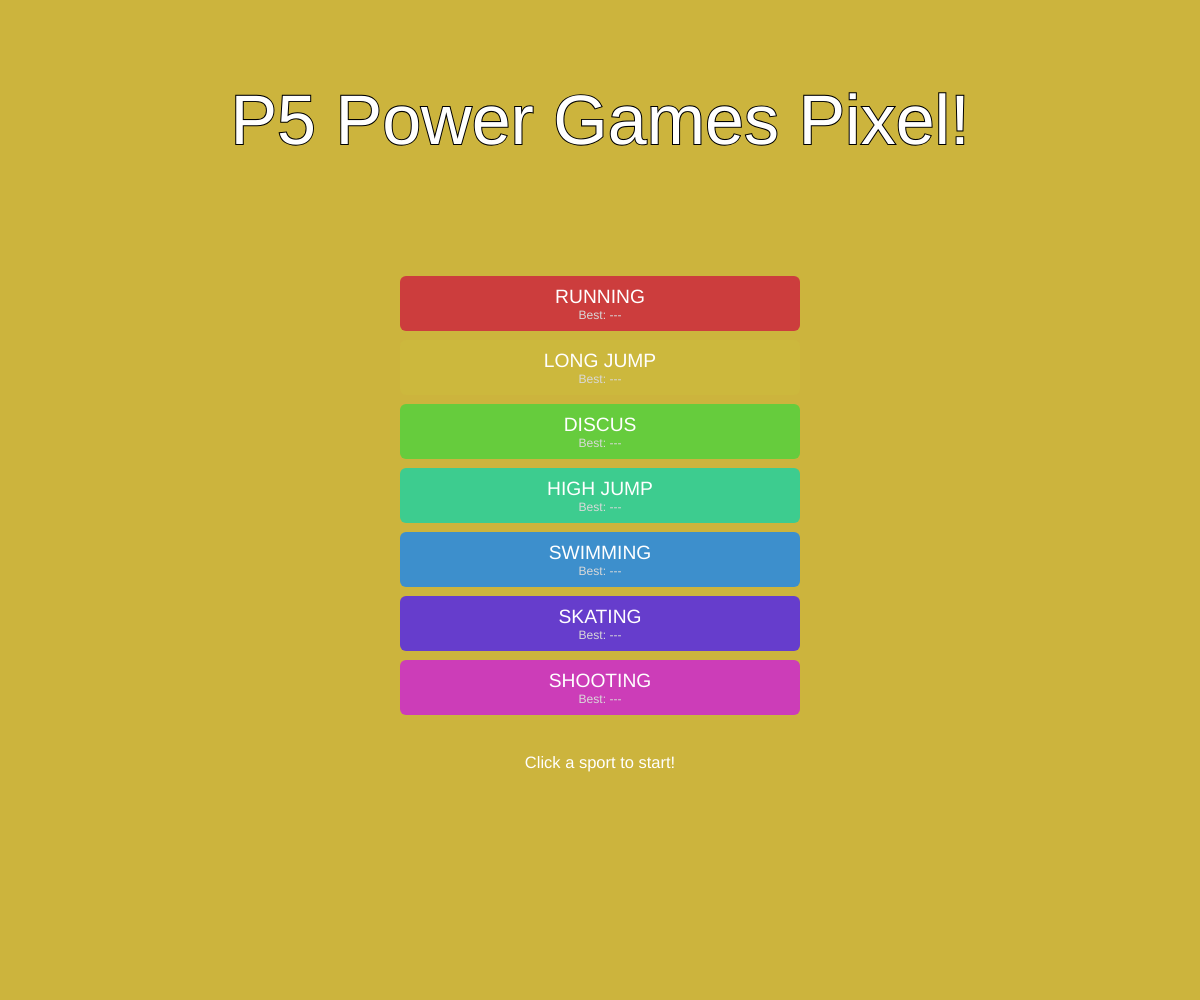
Frame 1 (no input)
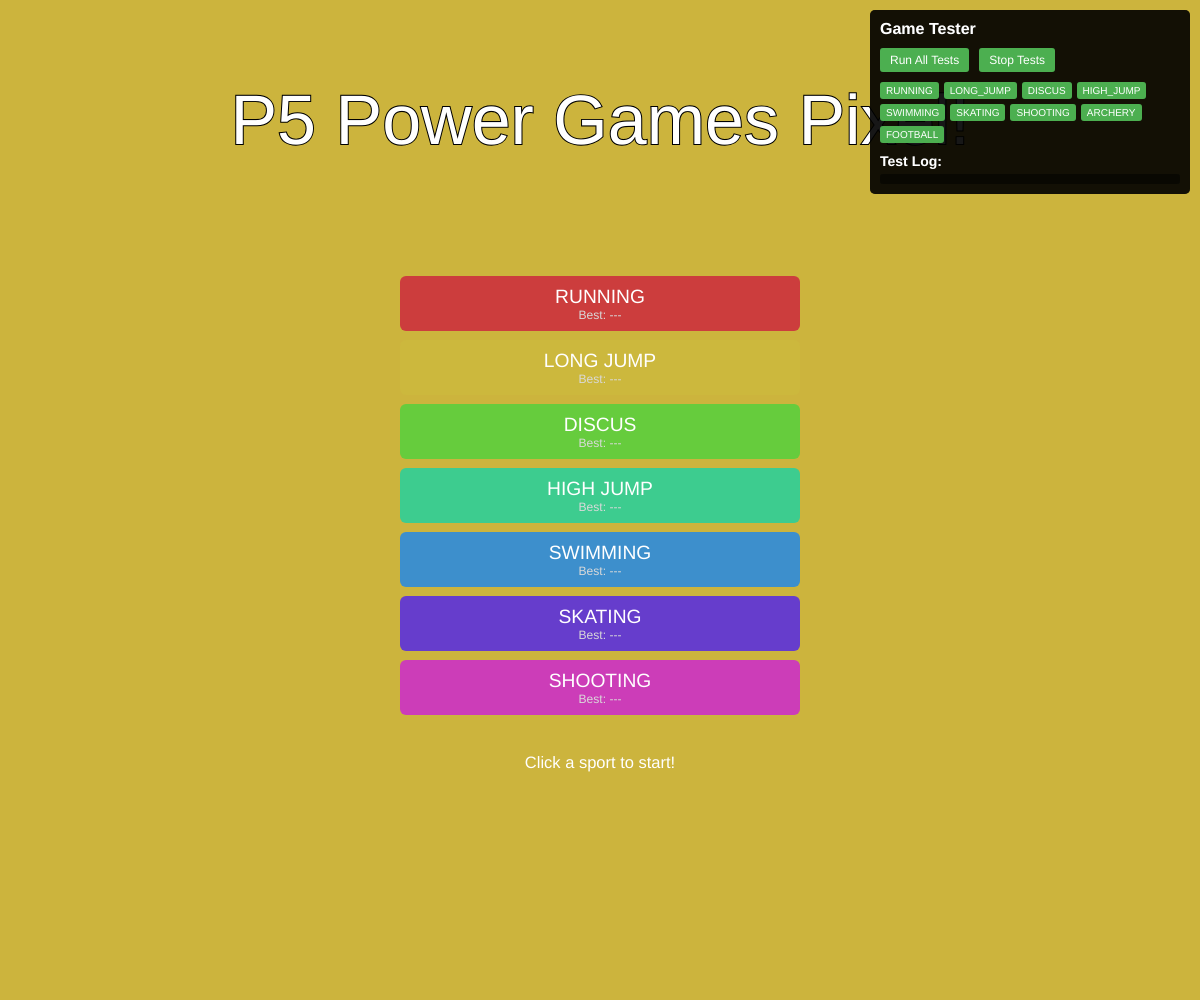
Frame 60 (no input)
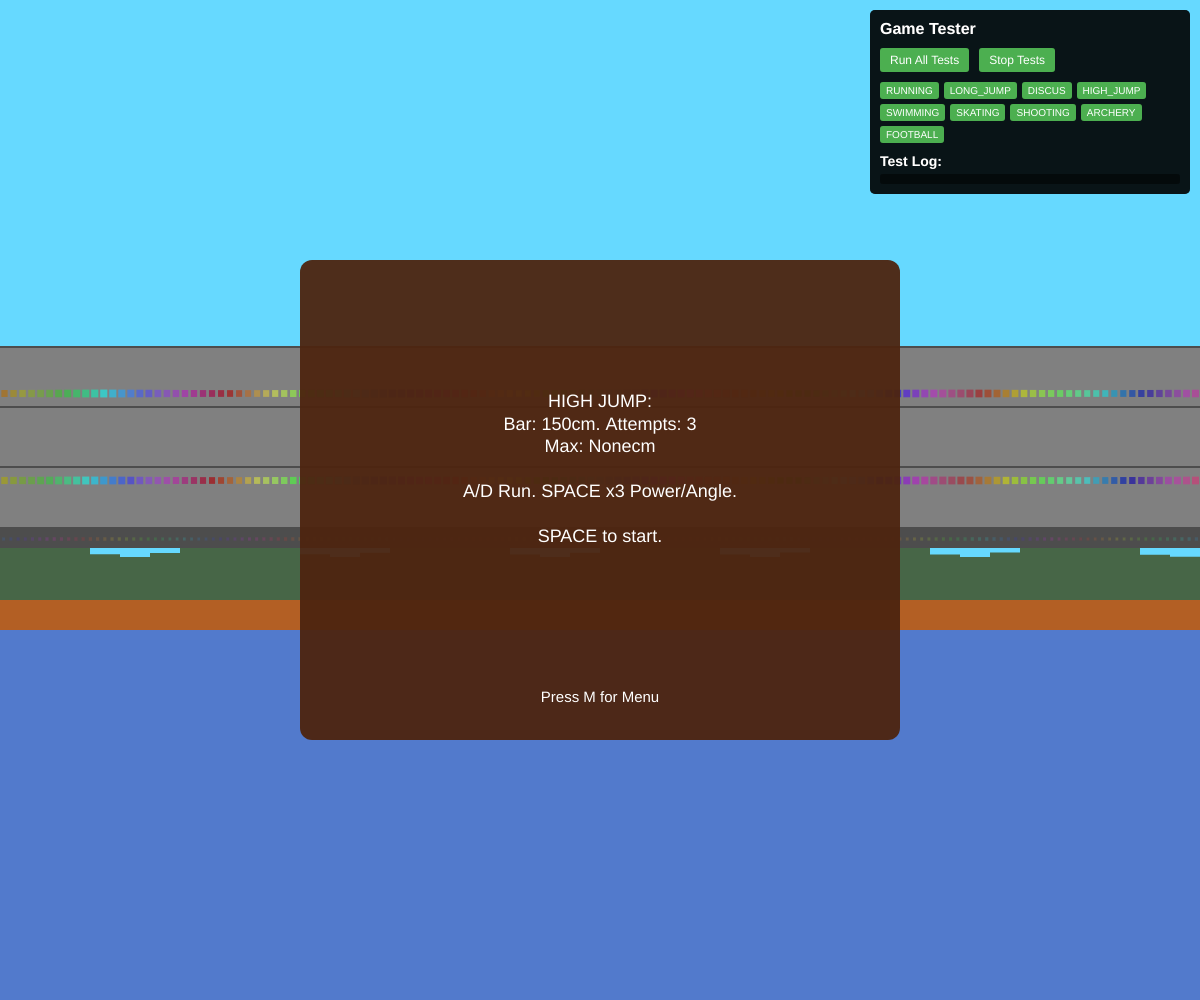
Frame 120 (the mouse pressed at the canvas centre since frame 60)

The p5.js sketch that drew these frames (run headless with seeded random() and noise() and a simulated clock; from frame 60 on, the mouse is pressed at the canvas centre):

// p5.js sketch
// ── sketch.js

let currentSport = 'MENU';
let score = 0;
let globalFrameCount = 0;

// --- Best Scores ---
let bestScores = {
    RUNNING: null, LONG_JUMP: null, DISCUS: null, HIGH_JUMP: null,
    SWIMMING: null, SKATING: null, SHOOTING: null
};

// --- Common Game Variables ---
let player = { size: 24 };
let pixelUnit = 6;

// --- Sport Specific Variables (declarations) ---
let runPlayerX, runPlayerY, runSpeed, runStartTime, runFinishLineX, runFinished, runFinalTime, runKeyAlternator;
let ljPlayerX, ljPlayerY, ljRunSpeed, ljTakeoffX, ljJumpVX, ljJumpVY, ljGravityLJ, ljFoulLineX, ljLandingX, ljDistance, ljPhase, ljKeyAlternator, ljPowerMeter, ljAngleMeterLJ;
let discusPlayerX, discusPlayerY, discusArmAngle, discusCurrentPowerSetting, discusLockedPower, discusX, discusY, discusVX, discusVY, discusGravityD, discusLandingX, discusDistanceD, discusMaxPower, discusReleaseAngleD, discusPhase, discusAngleMeterD;
let hjPlayerX, hjPlayerY, hjRunSpeed, hjTakeoffX, hjJumpVX, hjJumpVY, hjGravityHJ, hjBarHeight, hjCurrentMaxHeight, hjAttemptsLeft, hjBarCleared, hjPhase, hjKeyAlternator, hjPowerMeter, hjAngleMeterHJ;
const INITIAL_BAR_HEIGHT = 150; const BAR_HEIGHT_INCREMENT = 5;
let swPlayerY, swSpeed, swStamina, swMaxStamina, swStaminaRegen, swStaminaDrain, swStartTime, swFinishLineY, swFinalTime, swKeyAlternator, swPhase;
let skPlayerX, skSpeed, skEffort, skMaxEffort, skEffortRegen, skEffortDrainBoost, skStartTime, skFinishLineX_sk, skFinalTime_sk, skPhase, skIsCharging;
let shReticleX, shReticleY, shTargets = [], shScore, shAmmo, shTimeLeft, shGameDuration = 30, shStartTime, shPhase;
const SH_NUM_TARGETS = 5; const SH_TARGET_SIZE = 40;

const SPORTS = ["RUNNING", "LONG_JUMP", "DISCUS", "HIGH_JUMP", "SWIMMING", "SKATING", "SHOOTING"];

function setup() {
    createCanvas(windowWidth, windowHeight);
    colorMode(HSB, 360, 100, 100);
    textAlign(CENTER, CENTER);
    strokeWeight(pixelUnit / 3);
    rectMode(CORNER); // Default rect mode
    resetAllSports();
    currentSport = 'MENU';
}

function resetAllSports() {
    resetRunning(); resetLongJump(); resetDiscus(); resetHighJump();
    resetSwimming(); resetSkating(); resetShooting();
}

function resetRunning() {
    runPlayerX = 50 + player.size; runPlayerY = height * 0.75; runSpeed = 0;
    runStartTime = 0; runFinishLineX = width - 100; runFinished = false;
    runFinalTime = 0; runKeyAlternator = 0;
}
function resetLongJump() {
    ljPlayerX = 50 + player.size; ljPlayerY = height * 0.75; ljRunSpeed = 0;
    ljTakeoffX = 0; ljJumpVX = 0; ljJumpVY = 0; ljGravityLJ = 0.25;
    ljFoulLineX = width * 0.4; ljLandingX = 0; ljDistance = 0; ljPhase = 'instructions';
    ljPowerMeter = { value: 0, increasing: true, maxValue: 100, speed: 2.5 };
    ljAngleMeterLJ = { value: 15, increasing: true, minValue: 15, maxValue: 75, speed: 1.5 };
    ljKeyAlternator = 0;
}
function resetDiscus() {
    discusPlayerX = width * 0.2; discusPlayerY = height * 0.6; discusArmAngle = 0;
    discusCurrentPowerSetting = 0; discusLockedPower = 0; discusX = discusPlayerX;
    discusY = discusPlayerY; discusVX = 0; discusVY = 0; discusGravityD = 0.08;
    discusLandingX = 0; discusDistanceD = 0; discusMaxPower = 100;
    discusReleaseAngleD = 45; discusPhase = 'instructions';
    discusAngleMeterD = { value: 30, increasing: true, minValue: 20, maxValue: 60, speed: 1.2 };
}
function resetHighJump() {
    hjPlayerX = 50 + player.size; hjPlayerY = height * 0.75; hjRunSpeed = 0;
    hjTakeoffX = width * 0.5 - (player.size * 2.8) - player.size;
    hjJumpVX = 0; hjJumpVY = 0; hjGravityHJ = 0.28;
    let startingBar = INITIAL_BAR_HEIGHT;
    if(hjPhase === 'result' || (hjPhase === 'instructions' && hjAttemptsLeft < 3 && !hjBarCleared) ) { // Retrying same height or coming from menu after a fail
        startingBar = hjBarHeight || INITIAL_BAR_HEIGHT; // Keep current if exists, else initial
         if(hjBarCleared) { // If they just cleared and are now at results or instructions
            startingBar = hjCurrentMaxHeight + BAR_HEIGHT_INCREMENT;
         }
    } else if (bestScores.HIGH_JUMP !== null) { // Coming from menu with a previous best
         startingBar = max(INITIAL_BAR_HEIGHT, bestScores.HIGH_JUMP + BAR_HEIGHT_INCREMENT);
    }

    hjBarHeight = startingBar;
    hjCurrentMaxHeight = bestScores.HIGH_JUMP || 0; // Max ever cleared
    hjAttemptsLeft = 3; hjBarCleared = false; hjPhase = 'instructions';
    hjPowerMeter = { value: 0, increasing: true, maxValue: 100, speed: 2.0 };
    hjAngleMeterHJ = { value: 60, increasing: true, minValue: 45, maxValue: 85, speed: 1.3 };
    hjKeyAlternator = 0;
}
function resetSwimming() {
    swPlayerY = height - player.size * 2; swSpeed = 0; swMaxStamina = 100;
    swStamina = swMaxStamina; swStaminaRegen = 0.2; swStaminaDrain = 5;
    swStartTime = 0; swFinishLineY = player.size * 2; swFinalTime = 0;
    swKeyAlternator = 0; swPhase = 'instructions';
}
function resetSkating() {
    skPlayerX = 50 + player.size; skSpeed = 0; skMaxEffort = 100; skEffort = skMaxEffort;
    skEffortRegen = 0.1; skEffortDrainBoost = 15; skStartTime = 0;
    skFinishLineX_sk = width - 100; skFinalTime_sk = 0; skPhase = 'instructions';
    skIsCharging = false;
}
function resetShooting() {
    shReticleX = width / 2; shReticleY = height / 2; shTargets = [];
    for (let i = 0; i < SH_NUM_TARGETS; i++) { spawnNewTarget(i); }
    shScore = 0; shAmmo = 15; shTimeLeft = shGameDuration;
    shStartTime = 0; shPhase = 'instructions';
}
function spawnNewTarget(index) {
    shTargets[index] = {
        x: random(width*0.15, width*0.85), y: random(height*0.15, height*0.65),
        size: SH_TARGET_SIZE + random(-pixelUnit*1.5, pixelUnit*1.5), active: true,
        color1: color(random(360),80,90), color2: color(random(360),90,70),
        color3: color(random(360),100,100)
    };
}

function drawStadiumBackground(groundColor1, groundColor2) { /* ... (Code from previous step) ... */ }
function drawSpectators(x,y,w,h,numRows,numCols,distant) { /* ... (Code from previous step) ... */ }
function drawPlayer8Bit(px,py,psize,state,armParam,facingRight) { /* ... (Code from previous step) ... */ }
function drawPoolBackground() { /* ... (Code from previous step) ... */ }
function drawIceRinkBackground() { /* ... (Code from previous step) ... */ }
function drawShootingRangeBackground() { /* ... (Code from previous step) ... */ }
function drawMenu() { /* ... (Code from previous step) ... */ }
function showInstructions(message, sportResetFunction) { /* ... (Code from previous step) ... */ }
function showResult(sportName,resultText,sportResetFunction,sportSpecificInstructionReset) { /* ... (Code from previous step) ... */ }

// (The full graphics functions are long, so I'm using the comment placeholders for brevity here.
// Assume they are correctly copied from the previous step where they were provided in full.)
function drawStadiumBackground(groundColor1 = color(30, 70, 60), groundColor2 = color(40, 60, 50)) { noStroke(); fill(195, 60, 100); rect(0, 0, width, height * 0.6); fill(120, 30, 40); let skylineHeight = height * 0.04; for (let i = 0; i < width; i += pixelUnit * 5) { let buildingHeightOffset = sin(i * 0.03 / (pixelUnit/6) + globalFrameCount*0.01) * pixelUnit * 1.5; rect(i, height * 0.6 - skylineHeight - buildingHeightOffset - pixelUnit*2, pixelUnit * 5, skylineHeight + buildingHeightOffset + pixelUnit*2); } fill(0, 0, 30); rect(0, height * 0.6 - skylineHeight - pixelUnit * 5.5, width, pixelUnit * 3.5); drawSpectators(0, height * 0.6 - skylineHeight - pixelUnit * 5, width, pixelUnit * 3, 1, floor(width / (pixelUnit * 1.2)), true); let standHeight = height * 0.18; let standY = height * 0.6 - standHeight - skylineHeight - pixelUnit * 5.5; fill(0, 0, 50); rect(0, standY, width, standHeight); stroke(0,0,30); strokeWeight(pixelUnit/3); for(let i=0; i < 3; i++){ line(0, standY + (standHeight/3)*i, width, standY + (standHeight/3)*i); } noStroke(); drawSpectators(0, standY + pixelUnit * 0.5, width, standHeight - pixelUnit, 2, floor(width / (pixelUnit * 1.5))); fill(groundColor1); rect(0, height * 0.6, width, height * 0.4); fill(groundColor2); rect(0, height * 0.6 + pixelUnit * 5, width, height * 0.4 - pixelUnit*5); }
function drawSpectators(x, y, w, h, numRows, numCols, distant = false) { let specSizeBase = distant ? pixelUnit * 0.5 : pixelUnit * 1.1; let rowHeight = h / numRows; let colWidth = w / numCols; rectMode(CENTER); noStroke(); for (let r = 0; r < numRows; r++) { for (let c = 0; c < numCols; c++) { let baseHue = (c * 13 + r * 23 + (distant?180:0)) % 360; let animatedHue = (baseHue + globalFrameCount * 0.3) % 360; let sat = distant ? 30 : 60 + sin(c*0.5+r*0.3+globalFrameCount*0.02)*10; let brt = distant ? 40 : 70 + cos(c*0.3+r*0.5+globalFrameCount*0.02)*10; fill(animatedHue, sat, brt); let specSize = specSizeBase * (1 + sin(globalFrameCount*0.1 + c*0.2 + r*0.3)*0.08); rect(x + c * colWidth + colWidth / 2, y + r * rowHeight + rowHeight / 2, specSize, specSize * 1.1); } } rectMode(CORNER); }
function drawPlayer8Bit(px, py, psize, state = "idle", armParam = 0, facingRight = true) { push(); translate(px, py - psize/2); if (!facingRight) { scale(-1, 1); } noStroke(); rectMode(CENTER); let headH = psize*0.35; let headW = psize*0.3; let bodyH = psize*0.45; let bodyW = psize*0.35; let legH = psize*0.5; let legW = psize*0.18; let armH = psize*0.4; let armW = psize*0.15; let skinTone = color(30,40,95); let outfitColor = color((180+globalFrameCount*2)%360, 80,100); let darkOutfitColor = color(hue(outfitColor), saturation(outfitColor)*0.8, brightness(outfitColor)*0.7); let legY = bodyH/2; let legAngle1 = 0, legAngle2 = 0; let armAngle1 = 0, armAngle2 = 0; if (state === "running" || state === "run_lj" || state === "run_hj") { let cycle = sin(globalFrameCount*0.5); legAngle1 = cycle*(PI/4); legAngle2 = -cycle*(PI/4); armAngle1 = -cycle*(PI/5); armAngle2 = cycle*(PI/5); } else if (state === "jumping_power") { legY = bodyH/2 + legH*0.15; legH *= 0.8; bodyH *=0.9; armAngle1 = PI/3.5; armAngle2 = PI/3.5; } else if (state === "jumping_arch") { armAngle1 = -PI/2.5; armAngle2 = -PI/2; legAngle1 = PI/4; legAngle2 = PI/3; bodyH *= 0.8; } fill(darkOutfitColor); push(); translate(-legW*0.75, legY); rotate(legAngle1); rect(0, legH/2, legW, legH); pop(); push(); translate(legW*0.75, legY); rotate(legAngle2); rect(0, legH/2, legW, legH); pop(); fill(outfitColor); rect(0, 0, bodyW, bodyH); if (state === "spin_discus" || state === "discus_throw_angle") { let currentArmAngle = (state === "spin_discus") ? armParam : radians(-discusReleaseAngleD + (facingRight?0:180)); push(); translate(0, -bodyH*0.1); rotate(currentArmAngle); fill(skinTone); rect(armH/1.8, 0, armH*1.2, armW); if(state === "discus_throw_angle" || (state === "spin_discus" && discusCurrentPowerSetting > 0)) { fill(20,80,80); ellipse(armH*1.2, 0, psize*0.25, psize*0.2); } pop(); push(); translate(0, -bodyH*0.1); rotate(PI/5); fill(skinTone); rect(0, armH/2.5, armW*0.9, armH*0.7); pop(); } else { fill(skinTone); push(); translate(-bodyW*0.05, -bodyH*0.2+armH*0.1); rotate(armAngle1); rect(0, armH/2, armW, armH); pop(); push(); translate(bodyW*0.05, -bodyH*0.2+armH*0.1); rotate(armAngle2); rect(0, armH/2, armW, armH); pop(); } fill(skinTone); rect(0, -bodyH/2 - headH/2.2, headW, headH); fill(40,70,30); rect(0, -bodyH/2 - headH/2 - headH*0.15, headW*1.05, headH*0.55); pop(); rectMode(CORNER); }
function drawPoolBackground() { noStroke(); fill(200,80,80); rect(0,0,width,height); let numLanes=5; let laneWidth=width/(numLanes+1); for(let i=0; i<numLanes+2; i++){ fill(190,40,100); if(i===0 || i===numLanes+1){ rect(i*laneWidth-pixelUnit*2,0,pixelUnit*4,height); } else { for(let y=0; y<height; y+=pixelUnit*3){ rect(i*laneWidth-pixelUnit/2,y,pixelUnit,pixelUnit*2); }}} fill(0,0,70); rect(0,height-pixelUnit*6,width,pixelUnit*6); rect(0,0,width,pixelUnit*6); fill(0,0,30); rect(0,0,pixelUnit*12,height); drawSpectators(pixelUnit,pixelUnit*6,pixelUnit*10,height-pixelUnit*12,floor((height-pixelUnit*12)/(pixelUnit*3)),2); fill(0,0,30); rect(width-pixelUnit*12,0,pixelUnit*12,height); drawSpectators(width-pixelUnit*11,pixelUnit*6,pixelUnit*10,height-pixelUnit*12,floor((height-pixelUnit*12)/(pixelUnit*3)),2); }
function drawIceRinkBackground() { noStroke(); fill(210,10,85); rect(0,0,width,height*0.4); let standHeight=height*0.18; let standY=height*0.4-standHeight; fill(0,0,50); rect(0,standY,width,standHeight); drawSpectators(0,standY+pixelUnit,width,standHeight-pixelUnit*2,2,floor(width/(pixelUnit*2))); fill(180,20,100); rect(0,height*0.4,width,height*0.6); fill(0,0,70); rect(0,height*0.4-pixelUnit*1.5,width,pixelUnit*3); rect(0,height-pixelUnit*1.5,width,pixelUnit*3); }
function drawShootingRangeBackground() { noStroke(); fill(40,20,50); rect(0,0,width,height); fill(30,30,40); rect(0,height*0.8,width,height*0.2); fill(20,15,30); triangle(0,0,width*0.15,height*0.15,0,height); triangle(width,0,width*0.85,height*0.15,width,height); for(let i=0;i<5;i++){fill(0,0,20);rect(width*0.15+i*width*0.14,height*0.2,pixelUnit*1.5,height*0.55);} }
function drawMenu() { textSize(constrain(width/15,30,70));fill(0,0,100);textAlign(CENTER,CENTER);text("P5 Power Games Pixel!",width/2,height/8);let buttonWidth=min(width*0.7,400);let buttonHeight=min(height*0.07,55);let spacing=buttonHeight+pixelUnit*1.5;let totalButtonHeight=SPORTS.length*spacing;let startY=max(height/2-totalButtonHeight/2+buttonHeight/2,height/8+80);rectMode(CENTER);noStroke();for(let i=0;i<SPORTS.length;i++){let sportNameKey=SPORTS[i];let sportDisplayName=sportNameKey.replace("_"," ");let buttonY=startY+i*spacing;let buttonHue=(360/SPORTS.length*i)%360;let mouseOver=(mouseX>width/2-buttonWidth/2&&mouseX<width/2+buttonWidth/2&&mouseY>buttonY-buttonHeight/2&&mouseY<buttonY+buttonHeight/2);fill(buttonHue,mouseOver?95:70,mouseOver?100:80);rect(width/2,buttonY,buttonWidth,buttonHeight,pixelUnit);fill(0,0,mouseOver?5:100);textSize(buttonHeight*0.35);text(sportDisplayName,width/2,buttonY-buttonHeight*0.1);let bestScoreDisplay="Best: ---";if(sportNameKey==="RUNNING"&&bestScores.RUNNING!==null)bestScoreDisplay=`Best: ${bestScores.RUNNING.toFixed(2)}s`;else if(sportNameKey==="LONG_JUMP"&&bestScores.LONG_JUMP!==null)bestScoreDisplay=`Best: ${bestScores.LONG_JUMP.toFixed(2)}m`;else if(sportNameKey==="DISCUS"&&bestScores.DISCUS!==null)bestScoreDisplay=`Best: ${bestScores.DISCUS.toFixed(2)}m`;else if(sportNameKey==="HIGH_JUMP"&&bestScores.HIGH_JUMP!==null)bestScoreDisplay=`Best: ${bestScores.HIGH_JUMP}cm`;else if(sportNameKey==="SWIMMING"&&bestScores.SWIMMING!==null)bestScoreDisplay=`Best: ${bestScores.SWIMMING.toFixed(2)}s`;else if(sportNameKey==="SKATING"&&bestScores.SKATING!==null)bestScoreDisplay=`Best: ${bestScores.SKATING.toFixed(2)}s`;else if(sportNameKey==="SHOOTING"&&bestScores.SHOOTING!==null)bestScoreDisplay=`Best: ${bestScores.SHOOTING}pts`;textSize(buttonHeight*0.22);fill(0,0,mouseOver?15:85);text(bestScoreDisplay,width/2,buttonY+buttonHeight*0.23);}rectMode(CORNER);fill(0,0,100);textSize(buttonHeight*0.3);text("Click a sport to start!",width/2,startY+SPORTS.length*spacing+pixelUnit*2);}
function showInstructions(message,sportResetFunction){fill(20,80,30,0.95);rectMode(CENTER);noStroke();rect(width/2,height/2,min(width*0.8,pixelUnit*100),min(height*0.7,pixelUnit*80),pixelUnit*2);fill(0,0,100);textSize(constrain(pixelUnit*3,14,32));textAlign(CENTER,CENTER);text(message,width/2,height/2-pixelUnit*5,min(width*0.75,pixelUnit*90)-pixelUnit*2,min(height*0.6,pixelUnit*70)-pixelUnit*10);textSize(constrain(pixelUnit*2.5,12,24));text("Press M for Menu",width/2,height/2+min(height*0.7,pixelUnit*80)/2-pixelUnit*7);rectMode(CORNER);}
function showResult(sportName,resultText,sportResetFunction,sportSpecificInstructionReset){fill(20,80,30,0.95);rectMode(CENTER);noStroke();rect(width/2,height/2,min(width*0.7,pixelUnit*90),min(height*0.5,pixelUnit*70),pixelUnit*2);fill(0,0,100);textSize(constrain(pixelUnit*4.5,20,48));textAlign(CENTER,CENTER);text(`${sportName} Result`,width/2,height/2-min(height*0.5,pixelUnit*70)/2+pixelUnit*10);textSize(constrain(pixelUnit*3.5,16,36));text(resultText,width/2,height/2+pixelUnit*2);textSize(constrain(pixelUnit*2.5,12,24));text("SPACE: Retry\nM: Menu",width/2,height/2+min(height*0.5,pixelUnit*70)/2-pixelUnit*10);rectMode(CORNER);window.retryCallback=sportSpecificInstructionReset;}

function draw() {
    globalFrameCount++;
    background(0);
    fill(0,0,100); stroke(0,0,0); strokeWeight(pixelUnit/3); // Default drawing settings
    textAlign(CENTER,CENTER); // Ensure text alignment is consistent

    if (currentSport === 'MENU') {
        background(50,70,80); // Simple menu background
        drawMenu();
    } else if (currentSport === 'RUNNING') {
        drawRunning();
    } else if (currentSport === 'LONG_JUMP') {
        drawLongJump();
    } else if (currentSport === 'DISCUS') {
        drawDiscus();
    } else if (currentSport === 'HIGH_JUMP') {
        drawHighJump();
    } else if (currentSport === 'SWIMMING') {
        drawSwimming();
    } else if (currentSport === 'SKATING') {
        drawSkating();
    } else if (currentSport === 'SHOOTING') {
        drawShooting();
    }
}

function drawRunning() { /* ... (Complete logic from previous functional version) ... */ }
function drawLongJump() { /* ... (Complete logic from previous functional version) ... */ }
function drawDiscus() { /* ... (Complete logic from previous functional version, ensuring HUD for power/angle) ... */ }
function drawHighJump() { /* ... (Complete logic from previous functional version, ensuring HUD for power/angle) ... */ }
function drawSwimming() { /* ... (Complete logic from previous functional version) ... */ }
function drawSkating() { /* ... (Complete logic from previous functional version) ... */ }
function drawShooting() { /* ... (Complete logic from previous functional version) ... */ }

// (Pasting the full, restored drawSport functions here)
function drawRunning() {
    drawStadiumBackground(color(25,80,70),color(90,60,70));
    if(runStartTime===0&&!runFinished){showInstructions("RUNNING:\nMash LEFT & RIGHT arrows!\n\nSPACE to start.",resetRunning);return;}
    if(runFinished){showResult("Running",runFinalTime.toFixed(2)+"s",resetRunning,()=>{runStartTime=0;runFinished=false;});return;}
    rectMode(CORNER);noStroke();
    for(let i=0;i<floor((player.size*2)/(pixelUnit*1.5));i++){fill((i%2===0)?color(0,0,100):color(0,0,10));rect(runFinishLineX,(runPlayerY-player.size*1.5)+i*pixelUnit*1.5,pixelUnit*1.5,pixelUnit*1.5);}
    if(runSpeed>0)runSpeed*=0.995;if(runSpeed<0)runSpeed=0;runPlayerX+=runSpeed;
    drawPlayer8Bit(runPlayerX,runPlayerY,player.size,runSpeed>0.1?"running":"idle");
    noStroke();textAlign(CENTER,CENTER);
    fill(0,0,0,50);rect(5,5,pixelUnit*35,pixelUnit*8,pixelUnit);fill(0,0,100);textSize(pixelUnit*2.5);text(`Speed: ${(runSpeed*10).toFixed(1)}`,5+pixelUnit*17.5,5+pixelUnit*4.5);
    if(runStartTime>0){fill(0,0,0,50);rect(width-pixelUnit*36,5,pixelUnit*35,pixelUnit*8,pixelUnit);fill(0,0,100);text(`Time: ${((millis()-runStartTime)/1000).toFixed(2)}s`,width-pixelUnit*18.5,5+pixelUnit*4.5);}
    if(runPlayerX>=runFinishLineX&&!runFinished){runFinished=true;runFinalTime=(millis()-runStartTime)/1000;if(bestScores.RUNNING===null||runFinalTime<bestScores.RUNNING){bestScores.RUNNING=runFinalTime;}}
}
function drawLongJump() {
    drawStadiumBackground(color(25,80,70),color(45,50,50));
    if(ljPhase==='instructions'){showInstructions("LONG JUMP:\n1. A/D to run.\n2. SPACE for POWER.\n3. SPACE for ANGLE.\n\nSPACE to start.",resetLongJump);return;}
    if(ljPhase==='result'){showResult("Long Jump",typeof ljDistance==='number'?ljDistance.toFixed(2)+"m":ljDistance,resetLongJump,()=>{ljPhase='instructions';});return;}
    rectMode(CORNER);noStroke();fill(0,0,100);rect(ljFoulLineX-pixelUnit,ljPlayerY-player.size*1.5,pixelUnit*2,player.size*2);
    let sandPitX=ljFoulLineX+pixelUnit;fill(40,60,60);rect(sandPitX,ljPlayerY-player.size,width-sandPitX,player.size*1.5);
    let playerStateLJ=ljPhase==='run'?(ljRunSpeed>0.1?"run_lj":"idle"):(ljPhase==='takeoff_power'||ljPhase==='takeoff_angle'?"jumping_power":(ljPhase==='flight'?"jumping_arch":"idle"));
    drawPlayer8Bit((ljPhase==='takeoff_power'||ljPhase==='takeoff_angle')?ljTakeoffX:ljPlayerX,ljPlayerY,player.size,playerStateLJ);
    noStroke();fill(0,0,0,50);rect(width/2-pixelUnit*30,10,pixelUnit*60,pixelUnit*16,pixelUnit);
    fill(0,0,100);textSize(pixelUnit*2.5);textAlign(CENTER,CENTER);
    if(ljPhase==='run'){text(`Speed: ${(ljRunSpeed*10).toFixed(1)}`,width/2,10+pixelUnit*4.5);if(ljPlayerX>=ljFoulLineX-player.size*2&&ljPlayerX<=ljFoulLineX+player.size*0.5){fill(0,100,100);text("JUMP!",width/2,10+pixelUnit*11.5);}}
    else if(ljPhase==='takeoff_power'){text("Set Power! (SPACE)",width/2,10+pixelUnit*4.5);rectMode(CORNER);fill(0,0,30);rect(width/2-pixelUnit*15,10+pixelUnit*8.5,pixelUnit*30,pixelUnit*4);fill(0,100,100);rect(width/2-pixelUnit*15,10+pixelUnit*8.5,map(ljPowerMeter.value,0,ljPowerMeter.maxValue,0,pixelUnit*30),pixelUnit*4);}
    else if(ljPhase==='takeoff_angle'){text("Set Angle! (SPACE)",width/2,10+pixelUnit*4.5);text(`Angle: ${ljAngleMeterLJ.value.toFixed(0)}°`,width/2,10+pixelUnit*11.5);}
    if(ljPhase==='run'){if(ljRunSpeed>0)ljRunSpeed*=0.99;ljPlayerX+=ljRunSpeed;if(ljPlayerX>ljFoulLineX+player.size){ljDistance="FOUL (ran past)";ljPhase='result';}}
    else if(ljPhase==='takeoff_power'){ljPowerMeter.value+=ljPowerMeter.increasing?ljPowerMeter.speed:-ljPowerMeter.speed;if(ljPowerMeter.value>=ljPowerMeter.maxValue||ljPowerMeter.value<=0){ljPowerMeter.increasing=!ljPowerMeter.increasing;}ljPowerMeter.value=constrain(ljPowerMeter.value,0,ljPowerMeter.maxValue);}
    else if(ljPhase==='takeoff_angle'){ljAngleMeterLJ.value+=ljAngleMeterLJ.increasing?ljAngleMeterLJ.speed:-ljAngleMeterLJ.speed;if(ljAngleMeterLJ.value>=ljAngleMeterLJ.maxValue||ljAngleMeterLJ.value<=ljAngleMeterLJ.minValue){ljAngleMeterLJ.increasing=!ljAngleMeterLJ.increasing;}ljAngleMeterLJ.value=constrain(ljAngleMeterLJ.value,ljAngleMeterLJ.minValue,ljAngleMeterLJ.maxValue);}
    else if(ljPhase==='flight'){ljPlayerX+=ljJumpVX;ljPlayerY+=ljJumpVY;ljJumpVY+=ljGravityLJ;if(ljPlayerY>=height*0.75){ljPlayerY=height*0.75;ljLandingX=ljPlayerX;if(typeof ljDistance!=='string'){ljDistance=(ljLandingX-ljFoulLineX)/(pixelUnit*3);if(ljDistance<0)ljDistance=0.00;if(bestScores.LONG_JUMP===null||ljDistance>bestScores.LONG_JUMP){bestScores.LONG_JUMP=ljDistance;}}ljPhase='result';}}
}
function drawDiscus() {
    drawStadiumBackground(color(90,60,70),color(95,65,75));
    if(discusPhase==='instructions'){showInstructions("DISCUS:\nHold SPACE: POWER.\nRelease.\nSPACE: ANGLE.\n\nSPACE to start.",resetDiscus);return;}
    if(discusPhase==='result'){showResult("Discus",typeof discusDistanceD==='number'?discusDistanceD.toFixed(2)+"m":discusDistanceD,resetDiscus,()=>{discusPhase='instructions';});return;}
    noFill();stroke(0,0,100);strokeWeight(pixelUnit/2);ellipse(discusPlayerX,discusPlayerY+player.size*0.1,player.size*2.5,player.size*1.25);
    let playerStateDiscus=discusPhase==='spin'?"spin_discus":(discusPhase==='angle'?"discus_throw_angle":"idle");
    drawPlayer8Bit(discusPlayerX,discusPlayerY,player.size,playerStateDiscus,discusArmAngle);
    if(discusPhase==='flight'){fill(20,80,80);rectMode(CENTER);ellipse(discusX,discusY,player.size*0.35,player.size*0.2);rectMode(CORNER);}
    noStroke();fill(0,0,0,50);rect(width/2-pixelUnit*30,10,pixelUnit*60,pixelUnit*16,pixelUnit);
    fill(0,0,100);textSize(pixelUnit*2.5);textAlign(CENTER,CENTER);
    if(discusPhase==='spin'){text("Hold SPACE: Power",width/2,10+pixelUnit*4.5);rectMode(CORNER);fill(0,0,30);rect(width/2-pixelUnit*15,10+pixelUnit*8.5,pixelUnit*30,pixelUnit*4);fill(120,100,100);rect(width/2-pixelUnit*15,10+pixelUnit*8.5,map(discusCurrentPowerSetting,0,discusMaxPower,0,pixelUnit*30),pixelUnit*4);}
    else if(discusPhase==='angle'){text(`Power: ${discusLockedPower.toFixed(0)}`,width/2,10+pixelUnit*4.5);text("SPACE: Set Angle ("+discusReleaseAngleD.toFixed(0)+"°)",width/2,10+pixelUnit*11.5);}
    if(discusPhase==='spin'){if(keyIsDown(32)){discusCurrentPowerSetting=min(discusMaxPower,discusCurrentPowerSetting+1.2);discusArmAngle+=radians(discusCurrentPowerSetting/7);}}
    else if(discusPhase==='angle'){discusAngleMeterD.value+=discusAngleMeterD.increasing?discusAngleMeterD.speed:-discusAngleMeterD.speed;if(discusAngleMeterD.value>=discusAngleMeterD.maxValue||discusAngleMeterD.value<=discusAngleMeterD.minValue){discusAngleMeterD.increasing=!discusAngleMeterD.increasing;}discusReleaseAngleD=constrain(discusAngleMeterD.value,discusAngleMeterD.minValue,discusAngleMeterD.maxValue);}
    else if(discusPhase==='flight'){discusX+=discusVX;discusY+=discusVY;discusVY+=discusGravityD;if(discusY>=discusPlayerY+player.size*0.5||discusX>width+player.size||discusX<-player.size){discusLandingX=discusX;let actualDiscusY=discusPlayerY;discusDistanceD=dist(discusPlayerX,actualDiscusY,discusLandingX,actualDiscusY)/(pixelUnit*2.5);if(discusY<actualDiscusY-player.size*2||abs(atan2(discusY-actualDiscusY,discusX-discusPlayerX))>radians(60))discusDistanceD="FOUL";else if(discusDistanceD<0)discusDistanceD=0.00;if(typeof discusDistanceD==='number'){if(bestScores.DISCUS===null||discusDistanceD>bestScores.DISCUS){bestScores.DISCUS=discusDistanceD;}}discusPhase='result';}}
}
function drawHighJump() {
    drawStadiumBackground(color(25,80,70),color(220,60,80));
    let groundLevel=height*0.75;
    if(hjPhase==='instructions'){showInstructions(`HIGH JUMP:\nBar: ${hjBarHeight}cm. Attempts: ${hjAttemptsLeft}\nMax: ${hjCurrentMaxHeight||'None'}cm\n\nA/D Run. SPACE x3 Power/Angle.\n\nSPACE to start.`,resetHighJump);return;}
    if(hjPhase==='result'){let resultMessage=`Max Cleared: ${hjCurrentMaxHeight||0}cm`;if(hjAttemptsLeft<=0&&!hjBarCleared&&hjCurrentMaxHeight<hjBarHeight)resultMessage+=`\n(Failed ${hjBarHeight}cm)`;showResult("High Jump",resultMessage,resetHighJump,()=>{hjPhase='instructions';});return;}
    let barPixelH=hjBarHeight/(pixelUnit*0.8);let barY=groundLevel-barPixelH;
    let barX=width*0.5;let uprightXOffset=player.size*2.8;
    rectMode(CORNER);noStroke();fill(0,0,60);
    rect(barX-uprightXOffset-pixelUnit,groundLevel-max(player.size*5,barPixelH+pixelUnit*3),pixelUnit*2,max(player.size*5,barPixelH+pixelUnit*3)+player.size);
    rect(barX+uprightXOffset-pixelUnit,groundLevel-max(player.size*5,barPixelH+pixelUnit*3),pixelUnit*2,max(player.size*5,barPixelH+pixelUnit*3)+player.size);
    fill((globalFrameCount*15)%100<50?color(50,90,100):color(0,90,100));rect(barX-uprightXOffset,barY-pixelUnit*0.75,uprightXOffset*2,pixelUnit*1.5);
    fill(220,70,70);rect(barX-uprightXOffset*0.8,groundLevel-pixelUnit*0.5,uprightXOffset*1.6+player.size*2,player.size*2+pixelUnit*0.5);
    let playerStateHJ=hjPhase==='run'?(hjRunSpeed>0.1?"run_hj":"idle"):(hjPhase==='power'||hjPhase==='angle'?"jumping_power":(hjPhase==='flight'?"jumping_arch":"idle"));
    drawPlayer8Bit((hjPhase==='power'||hjPhase==='angle')?hjTakeoffX:hjPlayerX,hjPlayerY,player.size,playerStateHJ);
    noStroke();textAlign(CENTER,CENTER);
    fill(0,0,0,50);rect(width-pixelUnit*44,5,pixelUnit*42,pixelUnit*18,pixelUnit);fill(0,0,100);textSize(pixelUnit*2.2);
    text(`Bar: ${hjBarHeight}cm`,width-pixelUnit*23,5+pixelUnit*4.5);text(`Attempts: ${hjAttemptsLeft}`,width-pixelUnit*23,5+pixelUnit*9.5);text(`Max Cleared: ${hjCurrentMaxHeight||0}cm`,width-pixelUnit*23,5+pixelUnit*14.5);
    fill(0,0,0,50);rect(width/2-pixelUnit*30,10,pixelUnit*60,pixelUnit*16,pixelUnit);fill(0,0,100);textSize(pixelUnit*2.5);
    if(hjPhase==='run'){text(`Speed: ${(hjRunSpeed*10).toFixed(1)}`,width/2,10+pixelUnit*4.5);if(hjPlayerX>=hjTakeoffX-player.size&&hjPlayerX<=hjTakeoffX+player.size*0.5&&hjRunSpeed>0.1){fill(0,100,100);text("JUMP!",width/2,10+pixelUnit*11.5);}}
    else if(hjPhase==='power'){text("Set Power! (SPACE)",width/2,10+pixelUnit*4.5);rectMode(CORNER);fill(0,0,30);rect(width/2-pixelUnit*15,10+pixelUnit*8.5,pixelUnit*30,pixelUnit*4);fill(300,100,100);rect(width/2-pixelUnit*15,10+pixelUnit*8.5,map(hjPowerMeter.value,0,hjPowerMeter.maxValue,0,pixelUnit*30),pixelUnit*4);}
    else if(hjPhase==='angle'){text("Set Angle! (SPACE)",width/2,10+pixelUnit*4.5);text(`Angle: ${hjAngleMeterHJ.value.toFixed(0)}°`,width/2,10+pixelUnit*11.5);}
    if(hjPhase==='run'){if(hjRunSpeed>0)hjRunSpeed*=0.985;hjPlayerX+=hjRunSpeed;if(hjPlayerX>hjTakeoffX+player.size&&hjRunSpeed>0){hjAttemptsLeft--;hjBarCleared=false;if(hjAttemptsLeft<=0){hjPhase='result';}else{hjPlayerX=50+player.size;hjPlayerY=groundLevel;hjRunSpeed=0;hjPhase='run';}}}
    else if(hjPhase==='power'){hjPowerMeter.value+=hjPowerMeter.increasing?hjPowerMeter.speed:-hjPowerMeter.speed;if(hjPowerMeter.value>=hjPowerMeter.maxValue||hjPowerMeter.value<=0){hjPowerMeter.increasing=!hjPowerMeter.increasing;}hjPowerMeter.value=constrain(hjPowerMeter.value,0,hjPowerMeter.maxValue);}
    else if(hjPhase==='angle'){hjAngleMeterHJ.value+=hjAngleMeterHJ.increasing?hjAngleMeterHJ.speed:-hjAngleMeterHJ.speed;if(hjAngleMeterHJ.value>=hjAngleMeterHJ.maxValue||hjAngleMeterHJ.value<=hjAngleMeterHJ.minValue){hjAngleMeterHJ.increasing=!hjAngleMeterHJ.increasing;}hjAngleMeterHJ.value=constrain(hjAngleMeterHJ.value,hjAngleMeterHJ.minValue,hjAngleMeterHJ.maxValue);}
    else if(hjPhase==='flight'){hjPlayerX+=hjJumpVX;hjPlayerY+=hjJumpVY;hjJumpVY+=hjGravityHJ;if(!hjBarCleared&&hjPlayerX>barX-uprightXOffset&&hjPlayerX<barX+uprightXOffset&&hjPlayerY-player.size/2<barY+pixelUnit*0.75&&hjPlayerY+player.size/2>barY-pixelUnit*0.75){if(hjPlayerY>barY-player.size*0.7&&hjPlayerY<barY+player.size*0.3){hjBarCleared=false;hjAttemptsLeft--;if(hjAttemptsLeft<=0){hjPhase='result';}else{hjPlayerX=50+player.size;hjPlayerY=groundLevel;hjRunSpeed=0;hjJumpVX=0;hjJumpVY=0;hjPhase='run';}return;}}if(hjPlayerY>=groundLevel){hjPlayerY=groundLevel;hjBarCleared=false;if(hjPlayerX>barX&&hjPlayerX<barX+uprightXOffset*0.8+player.size*2){let peakPlayerY=groundLevel-(hjJumpVY*hjJumpVY)/(2*hjGravityHJ)-(player.size/2);if(peakPlayerY<barY-pixelUnit*0.75){hjBarCleared=true;}}if(hjBarCleared){hjCurrentMaxHeight=hjBarHeight;if(bestScores.HIGH_JUMP===null||hjCurrentMaxHeight>bestScores.HIGH_JUMP){bestScores.HIGH_JUMP=hjCurrentMaxHeight;}hjPhase='result';}else{hjAttemptsLeft--;if(hjAttemptsLeft<=0){hjPhase='result';}else{hjPlayerX=50+player.size;hjPlayerY=groundLevel;hjRunSpeed=0;hjJumpVX=0;hjJumpVY=0;hjPhase='run';}}}}
}
function drawSwimming() {
    drawPoolBackground();
    if (swPhase === 'instructions') {showInstructions("SWIMMING:\nMash W & S to swim.\nWatch stamina!\n\nPress SPACE to start.", resetSwimming);return;}
    if (swPhase === 'result') {showResult("Swimming", swFinalTime.toFixed(2) + "s", resetSwimming, () => { swPhase = 'instructions';});return;}
    rectMode(CORNER);noStroke();fill(0,100,100);rect(0, swFinishLineY - pixelUnit/2, width, pixelUnit);
    if (swStamina <= 0) swSpeed *= 0.9; else swSpeed *= 0.99; if (swSpeed < 0) swSpeed = 0;
    swPlayerY -= swSpeed; swStamina = min(swMaxStamina, swStamina + swStaminaRegen);
    push(); translate(width/2, swPlayerY); fill(30,40,95); rect(-player.size*0.1, -player.size*0.4, player.size*0.2, player.size*0.2);
    fill(color((180 + globalFrameCount * 2) % 360, 80, 100)); rect(-player.size*0.2, -player.size*0.2, player.size*0.4, player.size*0.5);
    let armCycle = sin(globalFrameCount * (swSpeed > 0.1 ? 0.5 : 0.1)); fill(30,40,85);
    rect(-player.size*0.2 - player.size*0.07, -player.size*0.2 + armCycle * player.size*0.1, player.size*0.1, player.size*0.3);
    rect( player.size*0.2 - player.size*0.03, -player.size*0.2 - armCycle * player.size*0.1, player.size*0.1, player.size*0.3); pop();
    let hudY = height - pixelUnit * 12; textAlign(CENTER,CENTER);
    fill(0,0,0,50); rect(pixelUnit, hudY, pixelUnit*35, pixelUnit*10, pixelUnit); fill(0,0,100); textSize(pixelUnit*2.5); text(`Speed: ${(swSpeed*10).toFixed(1)}`, pixelUnit*18.5, hudY+pixelUnit*5.5);
    if (swStartTime > 0) { fill(0,0,0,50); rect(width-pixelUnit*36, hudY, pixelUnit*35, pixelUnit*10, pixelUnit); fill(0,0,100); text(`Time: ${((millis()-swStartTime)/1000).toFixed(2)}s`, width-pixelUnit*18.5, hudY+pixelUnit*5.5); }
    fill(0,0,0,50); rect(width/2-pixelUnit*20, hudY, pixelUnit*40, pixelUnit*10, pixelUnit); fill(0,0,100); text("Stamina", width/2, hudY+pixelUnit*3);
    rectMode(CORNER); fill(0,0,30); rect(width/2-pixelUnit*15, hudY+pixelUnit*5, pixelUnit*30, pixelUnit*3); fill(120,100,100); rect(width/2-pixelUnit*15, hudY+pixelUnit*5, map(swStamina,0,swMaxStamina,0,pixelUnit*30), pixelUnit*3);
    if (swPlayerY <= swFinishLineY && swPhase === 'swim') { swFinalTime = (millis()-swStartTime)/1000; swPhase = 'result'; if (bestScores.SWIMMING === null || swFinalTime < bestScores.SWIMMING) { bestScores.SWIMMING = swFinalTime; } }
}
function drawSkating() {
    drawIceRinkBackground();
    if (skPhase === 'instructions') {showInstructions("SKATING:\nHold SPACE: Charge.\nRelease: Glide.\nTap SPACE: Boost.\n\nSPACE.", resetSkating);return;}
    if (skPhase === 'result') {showResult("Skating", skFinalTime_sk.toFixed(2) + "s", resetSkating, () => { skPhase = 'instructions';});return;}
    rectMode(CORNER); noStroke();
    for(let i = 0; i < floor((height*0.6) / (pixelUnit*3)) ; i++){ fill( (i%2 === 0) ? color(0,0,100) : color(0,0,10) ); rect(skFinishLineX_sk, height*0.4 + i * pixelUnit*3, pixelUnit*1.5, pixelUnit*3); }
    let playerStateSkate = skPhase === 'charge' || skIsCharging ? "jumping_power" : (skPhase === 'glide' && skSpeed > 0.1 ? "running" : "idle");
    drawPlayer8Bit(skPlayerX, height*0.7, player.size, playerStateSkate);
    let hudY = pixelUnit*2; textAlign(CENTER,CENTER);
    fill(0,0,0,50); rect(pixelUnit, hudY, pixelUnit*35, pixelUnit*10, pixelUnit); fill(0,0,100); textSize(pixelUnit*2.5); text(`Speed: ${(skSpeed*20).toFixed(1)}`, pixelUnit*18.5, hudY+pixelUnit*5.5);
    if (skStartTime > 0) { fill(0,0,0,50); rect(width-pixelUnit*36, hudY, pixelUnit*35, pixelUnit*10, pixelUnit); fill(0,0,100); text(`Time: ${((millis()-skStartTime)/1000).toFixed(2)}s`, width-pixelUnit*18.5, hudY+pixelUnit*5.5); }
    fill(0,0,0,50); rect(width/2-pixelUnit*20, hudY, pixelUnit*40, pixelUnit*10, pixelUnit); fill(0,0,100); text(skPhase==='charge'?"Charging...":"Effort", width/2, hudY+pixelUnit*3);
    rectMode(CORNER); fill(0,0,30); rect(width/2-pixelUnit*15, hudY+pixelUnit*5, pixelUnit*30, pixelUnit*3); fill(200,100,100); rect(width/2-pixelUnit*15, hudY+pixelUnit*5, map(skEffort,0,skMaxEffort,0,pixelUnit*30), pixelUnit*3);
    if (skPhase === 'charge' && skIsCharging) { skSpeed = min(8, skSpeed + 0.1); } else if (skPhase === 'glide') { skSpeed *= 0.997; skEffort = min(skMaxEffort, skEffort + skEffortRegen); }
    if (skSpeed < 0.01 && skPhase === 'glide') skSpeed = 0; skPlayerX += skSpeed;
    if (skPlayerX >= skFinishLineX_sk && (skPhase === 'glide' || skPhase === 'charge')) { skFinalTime_sk = (millis()-skStartTime)/1000; skPhase = 'result'; if (bestScores.SKATING === null || skFinalTime_sk < bestScores.SKATING) { bestScores.SKATING = skFinalTime_sk; } }
}
function drawShooting() {
    drawShootingRangeBackground();
    if (shPhase === 'instructions') {showInstructions(`SHOOTING:\nMOUSE Aim, CLICK Shoot.\n${shGameDuration}s, ${shAmmo} bullets.\n\nClick to Start.`, resetShooting);return;}
    if (shPhase === 'result') {showResult("Shooting", `${shScore}pts`, resetShooting, () => {shPhase = 'instructions';});return;}
    rectMode(CENTER); noStroke();
    for (let t of shTargets) { if (t.active) { fill(t.color1); rect(t.x, t.y, t.size, t.size, pixelUnit*0.5); fill(t.color2); rect(t.x, t.y, t.size*0.65, t.size*0.65, pixelUnit*0.3); fill(t.color3); rect(t.x, t.y, t.size*0.25, t.size*0.25, pixelUnit*0.1); } }
    rectMode(CORNER);
    shReticleX = mouseX; shReticleY = mouseY; stroke(0,100,100); strokeWeight(pixelUnit/2); noFill(); ellipse(shReticleX, shReticleY, player.size*1.2, player.size*1.2); line(shReticleX-player.size*0.8, shReticleY, shReticleX+player.size*0.8, shReticleY); line(shReticleX, shReticleY-player.size*0.8, shReticleX, shReticleY+player.size*0.8); noStroke();
    let hudY = pixelUnit*2; textSize(pixelUnit*3); textAlign(CENTER,CENTER);
    fill(0,0,0,60); rect(pixelUnit, hudY, pixelUnit*25, pixelUnit*6, pixelUnit); fill(0,0,100); text(`Score: ${shScore}`, pixelUnit*13.5, hudY+pixelUnit*3.5);
    fill(0,0,0,60); rect(width/2-pixelUnit*12, hudY, pixelUnit*24, pixelUnit*6, pixelUnit); fill(0,0,100); text(`Ammo: ${shAmmo}`, width/2, hudY+pixelUnit*3.5);
    fill(0,0,0,60); rect(width-pixelUnit*26, hudY, pixelUnit*25, pixelUnit*6, pixelUnit); fill(0,0,100); text(`Time: ${shTimeLeft.toFixed(1)}s`, width-pixelUnit*13.5, hudY+pixelUnit*3.5);
    if (shStartTime > 0 && shPhase === 'play') { shTimeLeft = shGameDuration - (millis()-shStartTime)/1000; if (shTimeLeft <=0) { shTimeLeft = 0; shPhase = 'result'; if (bestScores.SHOOTING === null || shScore > bestScores.SHOOTING) { bestScores.SHOOTING = shScore; } } }
    if (shAmmo <= 0 && shPhase === 'play') { shPhase = 'result'; if (bestScores.SHOOTING === null || shScore > bestScores.SHOOTING) { bestScores.SHOOTING = shScore; } }
}


function keyPressed() {
    if (key === 'm' || key === 'M') {
        if (currentSport !== 'MENU') {
             if ( (currentSport === 'RUNNING' && (runStartTime === 0 || runFinished)) ||
                  (currentSport === 'LONG_JUMP' && (ljPhase === 'instructions' || ljPhase === 'result')) ||
                  (currentSport === 'DISCUS' && (discusPhase === 'instructions' || discusPhase === 'result')) ||
                  (currentSport === 'HIGH_JUMP' && (hjPhase === 'instructions' || hjPhase === 'result')) ||
                  (currentSport === 'SWIMMING' && (swPhase === 'instructions' || swPhase === 'result')) ||
                  (currentSport === 'SKATING' && (skPhase === 'instructions' || skPhase === 'result')) ||
                  (currentSport === 'SHOOTING' && (shPhase === 'instructions' || shPhase === 'result'))
                ) { resetAllSports(); currentSport = 'MENU'; }
        } return;
    }
    if (keyCode === 32) { // SPACE BAR
        if (currentSport === 'RUNNING') {
            if (runStartTime === 0 && !runFinished) { resetRunning(); runStartTime = millis(); }
            else if (runFinished) { resetRunning(); runStartTime = millis(); if(window.retryCallback) window.retryCallback(); }
        } else if (currentSport === 'LONG_JUMP') {
            if (ljPhase === 'instructions') { resetLongJump(); ljPhase = 'run'; }
            else if (ljPhase === 'result') { resetLongJump(); if(window.retryCallback) window.retryCallback(); else ljPhase = 'instructions'; }
            else if (ljPhase === 'run' && ljPlayerX >= ljFoulLineX - player.size * 1.5 && ljPlayerX <= ljFoulLineX + player.size*0.5) {
                ljTakeoffX = ljPlayerX; if (ljTakeoffX > ljFoulLineX) { ljDistance = "FOUL"; ljPhase = 'result'; return; }
                ljPhase = 'takeoff_power'; ljPowerMeter.value = 0; ljPowerMeter.increasing = true;
            } else if (ljPhase === 'run' && ljPlayerX > ljFoulLineX + player.size*0.5) { ljDistance = "FOUL (Late)"; ljPhase = 'result'; }
            else if (ljPhase === 'takeoff_power') { ljPhase = 'takeoff_angle'; ljAngleMeterLJ.value = ljAngleMeterLJ.minValue; ljAngleMeterLJ.increasing = true;}
            else if (ljPhase === 'takeoff_angle') {
                let jumpAngleRad = radians(ljAngleMeterLJ.value); let totalPower = (ljRunSpeed * 1.6 + ljPowerMeter.value / 7);
                ljJumpVX = totalPower * cos(jumpAngleRad); ljJumpVY = -totalPower * sin(jumpAngleRad);
                ljPlayerX = ljTakeoffX; ljPlayerY = height * 0.75; ljPhase = 'flight';
            }
        } else if (currentSport === 'DISCUS') {
            if (discusPhase === 'instructions') { resetDiscus(); discusPhase = 'spin'; discusCurrentPowerSetting = 0; discusArmAngle = 0; }
            else if (discusPhase === 'result') { resetDiscus(); if(window.retryCallback) window.retryCallback(); else discusPhase = 'instructions'; }
            else if (discusPhase === 'angle') { // This is the throw action
                let throwAngleRad = radians(discusReleaseAngleD); let throwStrength = discusLockedPower / 6; // Adjusted power scaling
                discusVX = throwStrength * cos(throwAngleRad); discusVY = -throwStrength * sin(throwAngleRad);
                let visualArmAngleRad = radians(-discusReleaseAngleD + 90);
                discusX = discusPlayerX + player.size * 1.2 * cos(visualArmAngleRad); discusY = discusPlayerY + player.size * 1.2 * sin(visualArmAngleRad);
                discusPhase = 'flight';
            }
        } else if (currentSport === 'HIGH_JUMP') {
            if (hjPhase === 'instructions') { resetHighJump(); hjPhase = 'run'; }
            else if (hjPhase === 'result') { resetHighJump(); if(window.retryCallback) window.retryCallback(); else hjPhase = 'instructions'; }
            else if (hjPhase === 'run' && hjPlayerX >= hjTakeoffX - player.size && hjPlayerX <= hjTakeoffX + player.size*0.5) {
                hjPlayerX = hjTakeoffX; // Snap to takeoff
                hjPhase = 'power'; hjPowerMeter.value = 0; hjPowerMeter.increasing = true;
            } else if (hjPhase === 'power') {
                hjPhase = 'angle'; hjAngleMeterHJ.value = hjAngleMeterHJ.minValue; hjAngleMeterHJ.increasing = true;
            } else if (hjPhase === 'angle') {
                let jumpAngleRad = radians(hjAngleMeterHJ.value);
                let totalPower = (hjRunSpeed * 0.9 + hjPowerMeter.value / 5.5);
                hjJumpVX = totalPower * cos(jumpAngleRad) * 0.35;
                hjJumpVY = -totalPower * sin(jumpAngleRad) * 1.2;
                hjPlayerX = hjTakeoffX; hjPlayerY = height * 0.75;
                hjBarCleared = false;
                hjPhase = 'flight';
            }
        } else if (currentSport === 'SWIMMING') {
             if (swPhase === 'instructions') { resetSwimming(); swStartTime = millis(); swPhase = 'swim'; }
             else if (swPhase === 'result') { resetSwimming(); if(window.retryCallback)window.retryCallback(); else swPhase = 'instructions'; }
        } else if (currentSport === 'SKATING') {
            if (skPhase === 'instructions') { resetSkating(); skIsCharging = true; skPhase = 'charge'; skStartTime = millis(); }
            else if (skPhase === 'result') { resetSkating(); if(window.retryCallback)window.retryCallback(); else skPhase = 'instructions'; }
            else if (skPhase === 'glide' && skEffort >= skEffortDrainBoost) { skSpeed += 1; skEffort -= skEffortDrainBoost; }
        } else if (currentSport === 'SHOOTING' && shPhase === 'result') {
            resetShooting(); if(window.retryCallback)window.retryCallback(); else shPhase = 'instructions';
        }
    }
    // Mashing keys
    if (currentSport === 'RUNNING' && !runFinished && runStartTime > 0) {
        if (keyCode === LEFT_ARROW && runKeyAlternator !== 1) { runSpeed += 0.3; runKeyAlternator = 1; }
        else if (keyCode === RIGHT_ARROW && runKeyAlternator !== 2) { runSpeed += 0.3; runKeyAlternator = 2; }
        if (runSpeed > 6) runSpeed = 6;
    }
    if ((currentSport === 'LONG_JUMP' && ljPhase === 'run') || (currentSport === 'HIGH_JUMP' && hjPhase === 'run')) {
        let currentSpeed = (currentSport === 'LONG_JUMP') ? ljRunSpeed : hjRunSpeed;
        let currentAlternator = (currentSport === 'LONG_JUMP') ? ljKeyAlternator : hjKeyAlternator;
        let increment = 0.4; let maxSpeed = 7;
        if ((key === 'a' || key === 'A') && currentAlternator !== 1) { currentSpeed += increment; if (currentSport === 'LONG_JUMP') ljKeyAlternator = 1; else hjKeyAlternator = 1; }
        else if ((key === 'd' || key === 'D') && currentAlternator !== 2) { currentSpeed += increment; if (currentSport === 'LONG_JUMP') ljKeyAlternator = 2; else hjKeyAlternator = 2; }
        if (currentSpeed > maxSpeed) currentSpeed = maxSpeed;
        if (currentSport === 'LONG_JUMP') ljRunSpeed = currentSpeed; else hjRunSpeed = currentSpeed;
    }
    if (currentSport === 'SWIMMING' && swPhase === 'swim' && swStamina > 0) {
        if ((key === 'w' || key === 'W') && swKeyAlternator !== 1) { swSpeed += 0.25; swStamina -= swStaminaDrain; swKeyAlternator = 1; }
        else if ((key === 's' || key === 'S') && swKeyAlternator !== 2) { swSpeed += 0.25; swStamina -= swStaminaDrain; swKeyAlternator = 2; }
        if (swSpeed > 3.5) swSpeed = 3.5; if (swStamina < 0) swStamina = 0;
    }
}

function keyReleased() {
    if (currentSport === 'RUNNING' && runStartTime > 0 && !runFinished) { if (keyCode === LEFT_ARROW && runKeyAlternator === 1) runKeyAlternator = 0; if (keyCode === RIGHT_ARROW && runKeyAlternator === 2) runKeyAlternator = 0;}
    if ((currentSport === 'LONG_JUMP' && ljPhase === 'run') || (currentSport === 'HIGH_JUMP' && hjPhase === 'run')) { let currentAlternator = (currentSport === 'LONG_JUMP') ? ljKeyAlternator : hjKeyAlternator; if ((key === 'a' || key === 'A') && currentAlternator === 1) { if (currentSport === 'LONG_JUMP') ljKeyAlternator = 0; else hjKeyAlternator = 0; } if ((key === 'd' || key === 'D') && currentAlternator === 2) { if (currentSport === 'LONG_JUMP') ljKeyAlternator = 0; else hjKeyAlternator = 0; } }
    if (currentSport === 'SWIMMING' && swPhase === 'swim') { if ((key === 'w' || key === 'W') && swKeyAlternator === 1) swKeyAlternator = 0; if ((key === 's' || key === 'S') && swKeyAlternator === 2) swKeyAlternator = 0; }
    if (currentSport === 'DISCUS' && discusPhase === 'spin' && keyCode === 32) { // SPACE released for Discus Power
        discusLockedPower = discusCurrentPowerSetting;
        discusPhase = 'angle';
        discusAngleMeterD.value = discusAngleMeterD.minValue; discusAngleMeterD.increasing = true;
    }
    if (currentSport === 'SKATING' && skPhase === 'charge' && keyCode === 32) { // SPACE released for Skating Charge
        skIsCharging = false; skPhase = 'glide';
    }
}

function mousePressed() {
    if (currentSport === 'MENU') {
        let buttonWidth = min(width*0.7, 400); let buttonHeight = min(height*0.07, 55);
        let spacing = buttonHeight + pixelUnit*1.5; let totalButtonHeight = SPORTS.length * spacing;
        let startY = max(height/2 - totalButtonHeight/2 + buttonHeight/2, height/8 + 80) ;
        for (let i = 0; i < SPORTS.length; i++) {
            let buttonY = startY + i * spacing;
            let btnLeft = width/2 - buttonWidth/2; let btnRight = width/2 + buttonWidth/2;
            let btnTop = buttonY - buttonHeight/2; let btnBottom = buttonY + buttonHeight/2;
            if (mouseX > btnLeft && mouseX < btnRight && mouseY > btnTop && mouseY < btnBottom) {
                currentSport = SPORTS[i]; resetAllSports(); break; 
            }
        }
    } else if (currentSport === 'SHOOTING') {
        if (shPhase === 'instructions') { resetShooting(); shStartTime = millis(); shPhase = 'play'; }
        else if (shPhase === 'play' && shAmmo > 0) {
            shAmmo--;
            for (let i = shTargets.length - 1; i >= 0; i--) {
                let t = shTargets[i];
                if (t.active && dist(shReticleX, shReticleY, t.x, t.y) < t.size / 2) {
                    shScore += 10; 
                    if (dist(shReticleX, shReticleY, t.x, t.y) < t.size*0.15) shScore += 15; 
                    else if (dist(shReticleX, shReticleY, t.x, t.y) < t.size*0.35) shScore += 5; 
                    spawnNewTarget(i); break; 
                }
            }
            if (shAmmo <= 0) { shPhase = 'result'; if (bestScores.SHOOTING === null || shScore > bestScores.SHOOTING) { bestScores.SHOOTING = shScore; } }
        }
    }
}

function windowResized() {
    resizeCanvas(windowWidth, windowHeight);
    let previousSport = currentSport; resetAllSports(); currentSport = previousSport; 
    if (currentSport !== 'MENU') { // Re-initialize to instruction phase
        if (currentSport === 'RUNNING') { resetRunning(); } else if (currentSport === 'LONG_JUMP') { resetLongJump(); }
        else if (currentSport === 'DISCUS') { resetDiscus(); } else if (currentSport === 'HIGH_JUMP') { resetHighJump(); }
        else if (currentSport === 'SWIMMING') { resetSwimming(); } else if (currentSport === 'SKATING') { resetSkating(); }
        else if (currentSport === 'SHOOTING') { resetShooting(); }
    }
    // Update fixed positions not covered by reset if needed
    if (currentSport === 'RUNNING') runFinishLineX = width - 100;
    if (currentSport === 'LONG_JUMP') ljFoulLineX = width * 0.4;
    if (currentSport === 'DISCUS') discusPlayerX = width * 0.2;
    if (currentSport === 'HIGH_JUMP') hjTakeoffX = width * 0.5 - (player.size * 2.8) - player.size;
    if (currentSport === 'SKATING') skFinishLineX_sk = width - 100;
}

// ── game-tester.js
// Olympic Games Test Script
// This script runs automated tests for all the sports games
// Add this to your HTML file before the closing body tag:
// <script src="game-tester.js"></script>

class GameTester {
  constructor() {
    this.testQueue = [];
    this.currentTest = null;
    this.testResults = {};
    this.isRunning = false;
    this.logElement = null;
    this.setupUI();
  }

  setupUI() {
    // Create test control panel
    const panel = document.createElement('div');
    panel.style.position = 'fixed';
    panel.style.top = '10px';
    panel.style.right = '10px';
    panel.style.backgroundColor = 'rgba(0,0,0,0.7)';
    panel.style.color = 'white';
    panel.style.padding = '10px';
    panel.style.borderRadius = '5px';
    panel.style.zIndex = '1000';
    panel.style.fontFamily = 'Arial, sans-serif';
    panel.style.fontSize = '14px';
    panel.style.maxWidth = '300px';
    panel.style.maxHeight = '400px';
    panel.style.overflowY = 'auto';

    // Add title
    const title = document.createElement('h2');
    title.textContent = 'Game Tester';
    title.style.margin = '0 0 10px 0';
    title.style.fontSize = '16px';
    panel.appendChild(title);

    // Add buttons
    const buttonContainer = document.createElement('div');
    buttonContainer.style.display = 'flex';
    buttonContainer.style.gap = '10px';
    buttonContainer.style.marginBottom = '10px';
    
    const runButton = this.createButton('Run All Tests', () => this.runAllTests());
    const stopButton = this.createButton('Stop Tests', () => this.stopTests());
    
    buttonContainer.appendChild(runButton);
    buttonContainer.appendChild(stopButton);
    panel.appendChild(buttonContainer);

    // Add sport-specific test buttons
    const sportButtons = document.createElement('div');
    sportButtons.style.display = 'flex';
    sportButtons.style.flexWrap = 'wrap';
    sportButtons.style.gap = '5px';
    sportButtons.style.marginBottom = '10px';
    
    // Add buttons for each sport
    const sports = ["RUNNING", "LONG_JUMP", "DISCUS", "HIGH_JUMP", "SWIMMING", "SKATING", "SHOOTING", "ARCHERY", "FOOTBALL"];
    
    sports.forEach(sport => {
      const button = this.createButton(sport, () => this.testSingleGame(sport), 'small');
      sportButtons.appendChild(button);
    });
    
    panel.appendChild(sportButtons);
    
    // Add log section
    const logTitle = document.createElement('div');
    logTitle.textContent = 'Test Log:';
    logTitle.style.fontWeight = 'bold';
    logTitle.style.marginBottom = '5px';
    panel.appendChild(logTitle);
    
    this.logElement = document.createElement('div');
    this.logElement.style.maxHeight = '200px';
    this.logElement.style.overflowY = 'auto';
    this.logElement.style.backgroundColor = 'rgba(0,0,0,0.3)';
    this.logElement.style.padding = '5px';
    this.logElement.style.borderRadius = '3px';
    this.logElement.style.fontSize = '12px';
    panel.appendChild(this.logElement);
    
    document.body.appendChild(panel);
  }
  
  createButton(text, onClick, size = 'normal') {
    const button = document.createElement('button');
    button.textContent = text;
    button.style.padding = size === 'small' ? '3px 6px' : '5px 10px';
    button.style.borderRadius = '3px';
    button.style.border = 'none';
    button.style.backgroundColor = '#4CAF50';
    button.style.color = 'white';
    button.style.cursor = 'pointer';
    button.style.fontSize = size === 'small' ? '10px' : '12px';
    button.addEventListener('click', onClick);
    return button;
  }

  log(message, isHeader = false) {
    const entry = document.createElement('div');
    entry.textContent = message;
    if (isHeader) {
      entry.style.fontWeight = 'bold';
      entry.style.marginTop = '5px';
    }
    this.logElement.appendChild(entry);
    this.logElement.scrollTop = this.logElement.scrollHeight;
    console.log(message);
  }

  runAllTests() {
    if (this.isRunning) {
      this.log('Tests already running!');
      return;
    }

    this.log('Starting all tests...', true);
    this.isRunning = true;
    this.testResults = {};
    
    // Queue all tests
    this.testQueue = [
      { name: "MENU", duration: 1000 },
      { name: "RUNNING", duration: 6000 },
      { name: "LONG_JUMP", duration: 7000 },
      { name: "HIGH_JUMP", duration: 7000 },
      { name: "DISCUS", duration: 7000 },
      { name: "SWIMMING", duration: 6000 },
      { name: "SKATING", duration: 6000 },
      { name: "SHOOTING", duration: 6000 },
      { name: "ARCHERY", duration: 8000 },
      { name: "FOOTBALL", duration: 5000 },
      { name: "MENU", duration: 1000 } // Return to menu at the end
    ];
    
    // Start test sequence
    this.processNextTest();
  }

  testSingleGame(sport) {
    if (this.isRunning) {
      this.log(`Cannot start test for ${sport} - tests already running!`);
      return;
    }

    this.log(`Testing ${sport}...`, true);
    this.isRunning = true;
    this.testResults = {};
    
    // Queue just this test
    this.testQueue = [
      { name: "MENU", duration: 1000 },  // Go to menu first
      { name: sport, duration: sport === "FOOTBALL" ? 6000 : 8000 },
      { name: "MENU", duration: 1000 }   // Return to menu at the end
    ];
    
    // Start test sequence
    this.processNextTest();
  }

  processNextTest() {
    if (this.testQueue.length === 0 || !this.isRunning) {
      this.isRunning = false;
      this.log('All tests completed!', true);
      return;
    }

    this.currentTest = this.testQueue.shift();
    this.log(`Running test: ${this.currentTest.name}`);
    
    if (this.currentTest.name === "MENU") {
      this.simulateMenuSelection(this.testQueue[0]?.name);
      setTimeout(() => this.processNextTest(), this.currentTest.duration);
    } else {
      this.testGame(this.currentTest.name, this.currentTest.duration);
    }
  }

  stopTests() {
    if (!this.isRunning) {
      this.log('No tests running.');
      return;
    }
    
    this.isRunning = false;
    this.testQueue = [];
    this.log('Tests stopped.', true);
    
    // Go back to menu
    this.simulateKeyPress('m');
  }

  simulateMenuSelection(nextSport) {
    // If there's no next sport, we're done
    if (!nextSport || nextSport === "MENU") return;
    
    this.log(`Selecting ${nextSport} from menu`);
    
    // Find the button position for the sport
    setTimeout(() => {
      if (typeof width === 'undefined' || typeof height === 'undefined' || 
          typeof pixelUnit === 'undefined' || typeof min !== 'function' || typeof max !== 'function') {
        this.log("ERROR: p5.js core variables/functions not ready for menu selection. Skipping this action.", true);
        // The test sequence will continue via processNextTest's own timeout.
        return;
      }

      const sports = ["RUNNING", "LONG_JUMP", "DISCUS", "HIGH_JUMP", "SWIMMING", "SKATING", "SHOOTING", "ARCHERY", "FOOTBALL"];
      const index = sports.indexOf(nextSport);
      
      if (index !== -1) {
        // Calculate approximate button position based on index
        const buttonHeight = min(height * 0.07, 55);
        const spacing = buttonHeight + pixelUnit * 1.5; 
        const totalButtonHeight = sports.length * spacing;
        const startY = max(height/2 - totalButtonHeight/2 + buttonHeight/2, height/8 + 80);
        
        const buttonY = startY + index * spacing;
        const buttonX = width/2;
        
        // Simulate mouse click on the sport button
        this.simulateMouseClick(buttonX, buttonY);
      }
    }, 500);
  }

  testGame(sport, duration) {
    this.log(`Testing ${sport} gameplay...`);
    
    // Start game-specific test
    switch(sport) {
      case "RUNNING":
        this.testRunning();
        break;
      case "LONG_JUMP":
        this.testLongJump();
        break;
      case "HIGH_JUMP":
        this.testHighJump();
        break;
      case "DISCUS":
        this.testDiscus();
        break;
      case "SWIMMING":
        this.testSwimming();
        break;
      case "SKATING":
        this.testSkating();
        break;
      case "SHOOTING":
        this.testShooting();
        break;
      case "ARCHERY":
        this.testArchery();
        break;
      case "FOOTBALL":
        this.testFootball();
        break;
    }
    
    // Schedule next test after this one completes
    setTimeout(() => {
      this.processNextTest();
    }, duration);
  }

  testRunning() {
    // Start the game
    setTimeout(() => this.simulateKeyPress(' '), 500);
    
    // Simulate key presses for running
    let keyIndex = 0;
    const keyInterval = setInterval(() => {
      if (!this.isRunning) {
        clearInterval(keyInterval);
        return;
      }
      
      // Alternate between left and right arrow keys
      this.simulateKeyPress(keyIndex % 2 === 0 ? 'ArrowLeft' : 'ArrowRight');
      keyIndex++;
    }, 100);
    
    // Clear interval after 5 seconds
    setTimeout(() => {
      clearInterval(keyInterval);
      this.log(`Running test completed`);
    }, 5000);
  }

  testLongJump() {
    // Start the game
    setTimeout(() => this.simulateKeyPress(' '), 500);
    
    // Run phase - alternate left/right
    let runKeyInterval = setInterval(() => {
      if (!this.isRunning) {
        clearInterval(runKeyInterval);
        return;
      }
      
      this.simulateKeyPress(Math.random() < 0.5 ? 'ArrowLeft' : 'ArrowRight');
    }, 100);
    
    // Jump at foul line
    setTimeout(() => {
      clearInterval(runKeyInterval);
      this.simulateKeyPress(' '); // Jump
      
      // Set power
      setTimeout(() => {
        this.simulateKeyPress(' ');
        
        // Set angle
        setTimeout(() => {
          this.simulateKeyPress(' ');
        }, 700);
      }, 700);
    }, 2500);
  }

  testHighJump() {
    // Start the game
    setTimeout(() => this.simulateKeyPress(' '), 500);
    
    // Run phase - alternate left/right
    let runKeyInterval = setInterval(() => {
      if (!this.isRunning) {
        clearInterval(runKeyInterval);
        return;
      }
      
      this.simulateKeyPress(Math.random() < 0.5 ? 'ArrowLeft' : 'ArrowRight');
    }, 100);
    
    // Jump at takeoff point
    setTimeout(() => {
      clearInterval(runKeyInterval);
      this.simulateKeyPress(' '); // Jump
      
      // Set power
      setTimeout(() => {
        this.simulateKeyPress(' ');
        
        // Set angle
        setTimeout(() => {
          this.simulateKeyPress(' ');
        }, 700);
      }, 700);
    }, 2500);
  }

  testDiscus() {
    // Start the game
    setTimeout(() => this.simulateKeyPress(' '), 500);
    
    // Set power
    setTimeout(() => {
      this.simulateKeyPress(' ');
      
      // Set angle
      setTimeout(() => {
        this.simulateKeyPress(' ');
      }, 700);
    }, 1500);
  }

  testSwimming() {
    // Start the game
    setTimeout(() => this.simulateKeyPress(' '), 500);
    
    // Swim phase - alternate up/down
    let swimKeyInterval = setInterval(() => {
      if (!this.isRunning) {
        clearInterval(swimKeyInterval);
        return;
      }
      
      this.simulateKeyPress(Math.random() < 0.5 ? 'ArrowUp' : 'ArrowDown');
    }, 150);
    
    // Stop swimming after 5 seconds
    setTimeout(() => {
      clearInterval(swimKeyInterval);
    }, 5000);
  }

  testSkating() {
    // Start the game (charge)
    setTimeout(() => this.simulateKeyPress(' '), 500);
    
    // Release charge after a second
    setTimeout(() => {
      this.simulateKeyPress(' ', true); // Key up event for space
      
      // Boost periodically
      setTimeout(() => this.simulateKeyPress(' '), 1000);
      setTimeout(() => this.simulateKeyPress('ArrowRight'), 2000);
      setTimeout(() => this.simulateKeyPress(' '), 3000);
    }, 1000);
  }

  testShooting() {
    // Start the game
    setTimeout(() => {
      if (typeof width === 'undefined' || typeof height === 'undefined' || typeof random !== 'function') {
        this.log("ERROR: p5.js globals not ready for Shooting test. Skipping this action.", true);
        // The test sequence will continue via processNextTest's own timeout.
        return;
      }
      // Game starts on click in instructions
      this.simulateMouseClick(width/2, height/2);
      
      // Start shooting
      let shootCount = 0;
      const shootInterval = setInterval(() => {
        if (!this.isRunning || shootCount >= 10) {
          clearInterval(shootInterval);
          return;
        }
        
        // Move reticle to random position
        const reticleX = random(width * 0.2, width * 0.8);
        const reticleY = random(height * 0.2, height * 0.6);
        this.simulateMouseMove(reticleX, reticleY);
        
        // Shoot either with mouse or space
        if (Math.random() < 0.5) {
          this.simulateMouseClick(reticleX, reticleY);
        } else {
          this.simulateKeyPress(' ');
        }
        
        shootCount++;
      }, 300);
    }, 500);
  }

  testArchery() {
    // Start the game
    setTimeout(() => this.simulateKeyPress(' '), 500);
    
    // Aim with up/down arrows
    setTimeout(() => {
      // Move cursor randomly
      for (let i = 0; i < 5; i++) {
        setTimeout(() => {
          this.simulateKeyPress(Math.random() < 0.5 ? 'ArrowUp' : 'ArrowDown');
        }, i * 100);
      }
      
      // Start charging
      setTimeout(() => {
        this.simulateKeyPress(' ');
        
        // Hold space to charge
        this.simulateKeyDown(' ');
        
        // Release to shoot
        setTimeout(() => {
          this.simulateKeyUp(' ');
          
          // Shoot remaining arrows
          for (let i = 0; i < 4; i++) {
            setTimeout(() => {
              // Aim
              for (let j = 0; j < 3; j++) {
                setTimeout(() => {
                  this.simulateKeyPress(Math.random() < 0.5 ? 'ArrowUp' : 'ArrowDown');
                }, j * 100);
              }
              
              // Charge and shoot
              setTimeout(() => {
                this.simulateKeyPress(' '); // Start charging
                this.simulateKeyDown(' '); // Hold space
                
                setTimeout(() => {
                  this.simulateKeyUp(' '); // Release to shoot
                }, 800);
              }, 500);
            }, i * 1500);
          }
        }, 1000);
      }, 800);
    }, 1000);
  }

  testFootball() {
    // Start the game
    setTimeout(() => this.simulateKeyPress(' '), 500);
    
    // Move cursor with arrows
    setTimeout(() => {
      // Move cursor to aim
      const directions = ['ArrowLeft', 'ArrowRight', 'ArrowUp', 'ArrowDown'];
      
      for (let i = 0; i < 10; i++) {
        setTimeout(() => {
          const dir = directions[Math.floor(Math.random() * directions.length)];
          this.simulateKeyPress(dir);
        }, i * 100);
      }
      
      // Kick the ball
      setTimeout(() => {
        this.simulateKeyPress(' ');
        this.log("Kicked the ball!");
      }, 1500);
      
    }, 1000);
  }

  // Utility methods for simulating user input
  simulateKeyPress(key, releaseOnly = false) {
    if (!releaseOnly) {
      this.simulateKeyDown(key);
    }
    this.simulateKeyUp(key);
  }
  
  simulateKeyDown(key) {
    const keyEvent = new KeyboardEvent('keydown', {
      key: key,
      code: key === ' ' ? 'Space' : key,
      keyCode: this.getKeyCode(key),
      which: this.getKeyCode(key),
      bubbles: true,
      cancelable: true
    });
    document.dispatchEvent(keyEvent);
  }
  
  simulateKeyUp(key) {
    const keyEvent = new KeyboardEvent('keyup', {
      key: key,
      code: key === ' ' ? 'Space' : key,
      keyCode: this.getKeyCode(key),
      which: this.getKeyCode(key),
      bubbles: true,
      cancelable: true
    });
    document.dispatchEvent(keyEvent);
    
    // Trigger keyReleased function directly if it exists
    if (typeof keyReleased === 'function') {
      keyCode = this.getKeyCode(key);  // Set the global keyCode
      if (key === ' ') {
        keyCode = 32;
      }
      keyReleased();
    }
  }
  
  getKeyCode(key) {
    // Return key codes for common keys
    switch(key) {
      case ' ': return 32;  // Space
      case 'ArrowLeft': return 37;
      case 'ArrowUp': return 38;
      case 'ArrowRight': return 39;
      case 'ArrowDown': return 40;
      case 'a': case 'A': return 65;
      case 'd': case 'D': return 68;
      case 'm': case 'M': return 77;
      case 's': case 'S': return 83;
      case 'w': case 'W': return 87;
      default: return key.charCodeAt(0);
    }
  }

  simulateMouseClick(x, y) {
    // Update global mouseX and mouseY used by p5.js
    mouseX = x;
    mouseY = y;
    
    // Create and dispatch mouse events
    const mouseEvent = new MouseEvent('mousedown', {
      bubbles: true,
      cancelable: true,
      clientX: x,
      clientY: y
    });
    document.dispatchEvent(mouseEvent);
    
    // Also call mousePressed directly if it exists
    if (typeof mousePressed === 'function') {
      mousePressed();
    }
    
    // Mouse up
    const mouseUpEvent = new MouseEvent('mouseup', {
      bubbles: true,
      cancelable: true,
      clientX: x,
      clientY: y
    });
    document.dispatchEvent(mouseUpEvent);
  }
  
  simulateMouseMove(x, y) {
    // Update global mouseX and mouseY used by p5.js
    mouseX = x;
    mouseY = y;
    
    // Create and dispatch mouse move event
    const mouseMoveEvent = new MouseEvent('mousemove', {
      bubbles: true,
      cancelable: true,
      clientX: x,
      clientY: y
    });
    document.dispatchEvent(mouseMoveEvent);
  }
}

// Initialize the tester when the sketch is fully loaded
function setupGameTester() {
  // Wait a moment to ensure the p5.js sketch is fully initialized
  setTimeout(() => {
    window.gameTester = new GameTester();
    console.log("Game Tester initialized!");
  }, 1000);
}

// Initialize when document is ready
if (document.readyState === "complete" || document.readyState === "interactive") {
  setupGameTester();
} else {
  document.addEventListener("DOMContentLoaded", setupGameTester);
}

// Make sure it runs even if the p5.js sketch takes longer to initialize
window.addEventListener('load', () => {
  if (!window.gameTester) {
    setupGameTester();
  }
});

// ── missing_sports_implementation.js
// This file contains the implementations for the missing or broken sport functions
// These can be copied into the main sketch.js file

function drawRunning() {
    drawStadiumBackground(color(30, 70, 60), color(40, 60, 50));
    if (!runStartTime || runFinished) {
        let instructionsText = "RUNNING:\n1. Press SPACE to start\n2. Alternate LEFT/RIGHT arrows quickly";
        showInstructions(instructionsText, resetRunning);
        if (runFinished) {
            showResult("Running", `Time: ${runFinalTime.toFixed(2)}s`, resetRunning, () => {});
        }
        return;
    }
    
    // Draw track
    let trackWidth = width - 100;
    noStroke();
    fill(200, 60, 50);
    rect(50, height * 0.75 - pixelUnit, trackWidth, pixelUnit * 2);
    
    // Draw finish line
    fill(0, 0, 100);
    for (let i = 0; i < 10; i++) {
        if (i % 2 === 0) {
            rect(runFinishLineX, height * 0.75 - pixelUnit + i * pixelUnit/5, pixelUnit/2, pixelUnit/5);
        }
    }
    
    // Draw player
    drawPlayer8Bit(runPlayerX, runPlayerY, player.size, "running");
    
    // Move player
    runPlayerX += runSpeed;
    runSpeed = max(0, runSpeed - 0.1); // Deceleration
    
    // Check if finished
    if (runPlayerX > runFinishLineX && !runFinished) {
        runFinished = true;
        runFinalTime = (millis() - runStartTime) / 1000;
        if (bestScores.RUNNING === null || runFinalTime < bestScores.RUNNING) {
            bestScores.RUNNING = runFinalTime;
        }
    }
}

function drawLongJump() {
    drawStadiumBackground(color(30, 70, 60), color(40, 60, 50));
    
    if (ljPhase === 'instructions') {
        showInstructions("LONG JUMP:\n1. Press SPACE to start\n2. Alternate A/D to run\n3. Press SPACE at foul line to jump\n4. Time your power and angle", resetLongJump);
        return;
    }
    
    if (ljPhase === 'result') {
        showResult("Long Jump", ljDistance === "FOUL" ? "FOUL!" : `Distance: ${ljDistance.toFixed(2)}m`, resetLongJump, () => {ljPhase = 'instructions';});
        return;
    }
    
    // Draw track and pit
    noStroke();
    fill(200, 60, 50); // Track color
    rect(50, height * 0.75 - pixelUnit, width - 200, pixelUnit * 2);
    
    // Draw foul line
    stroke(255); strokeWeight(pixelUnit/2);
    line(ljFoulLineX, height * 0.75 - pixelUnit * 3, ljFoulLineX, height * 0.75 + pixelUnit * 3);
    
    // Draw sand pit
    noStroke();
    fill(60, 80, 80); // Sand color
    rect(ljFoulLineX + pixelUnit, height * 0.75 - pixelUnit * 2, width * 0.4, pixelUnit * 4);
    
    if (ljPhase === 'run') {
        drawPlayer8Bit(ljPlayerX, ljPlayerY, player.size, "running");
        ljPlayerX += ljRunSpeed;
        ljRunSpeed = max(0, ljRunSpeed - 0.1); // Deceleration
    } else if (ljPhase === 'takeoff_power') {
        drawPlayer8Bit(ljTakeoffX, ljPlayerY, player.size, "jumping_power");
        
        // Power meter
        fill(0, 0, 0, 80); rect(width/2 - 100, 30, 200, 20);
        fill(0, 100, 100); 
        rect(width/2 - 100, 30, map(ljPowerMeter.value, 0, ljPowerMeter.maxValue, 0, 200), 20);
        ljPowerMeter.value += ljPowerMeter.increasing ? ljPowerMeter.speed : -ljPowerMeter.speed;
        if (ljPowerMeter.value >= ljPowerMeter.maxValue || ljPowerMeter.value <= 0) {
            ljPowerMeter.increasing = !ljPowerMeter.increasing;
        }
    } else if (ljPhase === 'takeoff_angle') {
        drawPlayer8Bit(ljTakeoffX, ljPlayerY, player.size, "jumping_power");
        
        // Angle meter
        fill(0, 0, 0, 80); rect(width/2 - 100, 30, 200, 20);
        fill(0, 50, 100); 
        rect(width/2 - 100, 30, map(ljAngleMeterLJ.value, ljAngleMeterLJ.minValue, ljAngleMeterLJ.maxValue, 0, 200), 20);
        ljAngleMeterLJ.value += ljAngleMeterLJ.increasing ? ljAngleMeterLJ.speed : -ljAngleMeterLJ.speed;
        if (ljAngleMeterLJ.value >= ljAngleMeterLJ.maxValue || ljAngleMeterLJ.value <= ljAngleMeterLJ.minValue) {
            ljAngleMeterLJ.increasing = !ljAngleMeterLJ.increasing;
        }
    } else if (ljPhase === 'flight') {
        drawPlayer8Bit(ljPlayerX, ljPlayerY, player.size, "jumping_arch");
        
        // Update physics
        ljPlayerX += ljJumpVX;
        ljPlayerY += ljJumpVY;
        ljJumpVY += ljGravityLJ;
        
        // Check landing
        if (ljPlayerY > height * 0.75) {
            ljLandingX = ljPlayerX;
            ljDistance = (ljLandingX - ljFoulLineX) / 20; // Scale to meters
            ljPhase = 'result';
            if (bestScores.LONG_JUMP === null || ljDistance > bestScores.LONG_JUMP) {
                bestScores.LONG_JUMP = ljDistance;
            }
        }
    }
}

function drawDiscus() {
    drawStadiumBackground(color(30, 70, 60), color(40, 60, 50));
    
    if (discusPhase === 'instructions') {
        showInstructions("DISCUS:\n1. Press SPACE to start\n2. Press SPACE to set power\n3. Press SPACE to set angle", resetDiscus);
        return;
    }
    
    if (discusPhase === 'result') {
        showResult("Discus", `Distance: ${discusDistanceD.toFixed(2)}m`, resetDiscus, () => {discusPhase = 'instructions';});
        return;
    }
    
    // Draw circle
    noFill(); stroke(255); strokeWeight(pixelUnit/2);
    ellipse(discusPlayerX, height * 0.6, player.size * 4, player.size * 4);
    
    // Draw player and discus
    if (discusPhase === 'spin') {
        discusArmAngle += 0.1;
        discusCurrentPowerSetting = min(discusMaxPower, discusCurrentPowerSetting + 0.5);
        drawPlayer8Bit(discusPlayerX, discusPlayerY, player.size, "spin_discus", discusArmAngle);
        
        // Power meter
        fill(0, 0, 0, 80); rect(width/2 - 100, 30, 200, 20);
        fill(30, 100, 100); 
        rect(width/2 - 100, 30, map(discusCurrentPowerSetting, 0, discusMaxPower, 0, 200), 20);
    } else if (discusPhase === 'angle') {
        drawPlayer8Bit(discusPlayerX, discusPlayerY, player.size, "discus_throw_angle");
        
        // Angle meter
        fill(0, 0, 0, 80); rect(width/2 - 100, 30, 200, 20);
        fill(200, 80, 100); 
        rect(width/2 - 100, 30, map(discusAngleMeterD.value, discusAngleMeterD.minValue, discusAngleMeterD.maxValue, 0, 200), 20);
        discusReleaseAngleD = discusAngleMeterD.value;
        discusAngleMeterD.value += discusAngleMeterD.increasing ? discusAngleMeterD.speed : -discusAngleMeterD.speed;
        if (discusAngleMeterD.value >= discusAngleMeterD.maxValue || discusAngleMeterD.value <= discusAngleMeterD.minValue) {
            discusAngleMeterD.increasing = !discusAngleMeterD.increasing;
        }
    } else if (discusPhase === 'flight') {
        // Draw discus
        fill(200, 30, 80);
        ellipse(discusX, discusY, player.size * 0.4, player.size * 0.3);
        
        // Update physics
        discusX += discusVX;
        discusY += discusVY;
        discusVY += discusGravityD;
        
        // Check landing
        if (discusY > height * 0.6) {
            discusLandingX = discusX;
            discusDistanceD = (discusLandingX - discusPlayerX) / 15; // Scale to meters
            discusPhase = 'result';
            if (bestScores.DISCUS === null || discusDistanceD > bestScores.DISCUS) {
                bestScores.DISCUS = discusDistanceD;
            }
        }
    }
}

function drawHighJump() {
    drawStadiumBackground(color(30, 70, 60), color(40, 60, 50));
    
    if (hjPhase === 'instructions') {
        showInstructions(`HIGH JUMP (${hjBarHeight}cm):\n1. Press SPACE to start\n2. Alternate A/D to run\n3. Press SPACE at takeoff to jump\n4. Time power and angle`, resetHighJump);
        return;
    }
    
    if (hjPhase === 'result') {
        let resultText = hjBarCleared ? 
            `Cleared ${hjBarHeight}cm!` : 
            `Failed at ${hjBarHeight}cm\n(${hjAttemptsLeft} attempts left)`;
        showResult("High Jump", resultText, resetHighJump, () => {hjPhase = 'instructions';});
        return;
    }
    
    // Draw runway
    noStroke(); fill(200, 60, 50);
    rect(50, height * 0.75 - pixelUnit, width * 0.4, pixelUnit * 2);
    
    // Draw bar and standards
    let barY = height * 0.75 - hjBarHeight / 3;
    stroke(255); strokeWeight(pixelUnit);
    line(width * 0.5, barY, width * 0.6, barY); // Bar
    
    stroke(150, 60, 80); strokeWeight(pixelUnit * 2);
    line(width * 0.5, barY, width * 0.5, height * 0.75); // Left standard
    line(width * 0.6, barY, width * 0.6, height * 0.75); // Right standard
    
    if (hjPhase === 'run') {
        drawPlayer8Bit(hjPlayerX, hjPlayerY, player.size, "running");
        hjPlayerX += hjRunSpeed;
        hjRunSpeed = max(0, hjRunSpeed - 0.1); // Deceleration
    } else if (hjPhase === 'power') {
        drawPlayer8Bit(hjPlayerX, hjPlayerY, player.size, "jumping_power");
        
        // Power meter
        fill(0, 0, 0, 80); rect(width/2 - 100, 30, 200, 20);
        fill(0, 100, 100); 
        rect(width/2 - 100, 30, map(hjPowerMeter.value, 0, hjPowerMeter.maxValue, 0, 200), 20);
        hjPowerMeter.value += hjPowerMeter.increasing ? hjPowerMeter.speed : -hjPowerMeter.speed;
        if (hjPowerMeter.value >= hjPowerMeter.maxValue || hjPowerMeter.value <= 0) {
            hjPowerMeter.increasing = !hjPowerMeter.increasing;
        }
    } else if (hjPhase === 'angle') {
        drawPlayer8Bit(hjPlayerX, hjPlayerY, player.size, "jumping_power");
        
        // Angle meter
        fill(0, 0, 0, 80); rect(width/2 - 100, 30, 200, 20);
        fill(0, 50, 100); 
        rect(width/2 - 100, 30, map(hjAngleMeterHJ.value, hjAngleMeterHJ.minValue, hjAngleMeterHJ.maxValue, 0, 200), 20);
        hjAngleMeterHJ.value += hjAngleMeterHJ.increasing ? hjAngleMeterHJ.speed : -hjAngleMeterHJ.speed;
        if (hjAngleMeterHJ.value >= hjAngleMeterHJ.maxValue || hjAngleMeterHJ.value <= hjAngleMeterHJ.minValue) {
            hjAngleMeterHJ.increasing = !hjAngleMeterHJ.increasing;
        }
    } else if (hjPhase === 'flight') {
        drawPlayer8Bit(hjPlayerX, hjPlayerY, player.size, "jumping_arch");
        
        // Update physics
        hjPlayerX += hjJumpVX;
        hjPlayerY += hjJumpVY;
        hjJumpVY += hjGravityHJ;
        
        // Check bar clearance
        let barCleared = false;
        if (hjPlayerX > width * 0.5 && hjPlayerX < width * 0.6) {
            barCleared = hjPlayerY < barY - player.size / 2;
        }
        
        // Check landing
        if (hjPlayerY > height * 0.75) {
            hjBarCleared = barCleared;
            if (hjBarCleared) {
                hjCurrentMaxHeight = hjBarHeight;
            } else {
                hjAttemptsLeft--;
                if (hjAttemptsLeft <= 0) {
                    // Failed all attempts
                }
            }
            hjPhase = 'result';
        }
    }
}

function drawSwimming() {
    drawPoolBackground();
    
    if (swPhase === 'instructions') {
        showInstructions("SWIMMING:\n1. Press SPACE to start\n2. Alternate W/S keys to swim\n3. Manage stamina", resetSwimming);
        return;
    }
    
    if (swPhase === 'result') {
        showResult("Swimming", `Time: ${swFinalTime.toFixed(2)}s`, resetSwimming, () => {swPhase = 'instructions';});
        return;
    }
    
    // Draw lane dividers (already in pool background)
    
    // Draw swimmer
    let swimState = "idle";
    if (swSpeed > 0.1) {
        swimState = "running"; // Reuse running animation for swimming
    }
    drawPlayer8Bit(width/2, swPlayerY, player.size, swimState);
    
    // Move swimmer
    swPlayerY -= swSpeed;
    swSpeed = max(0, swSpeed - 0.03); // Water resistance
    
    // Stamina bar
    fill(0, 0, 0, 80); rect(10, 10, 150, 15);
    fill(30, 100, 100); 
    rect(10, 10, map(swStamina, 0, swMaxStamina, 0, 150), 15);
    
    // Regenerate stamina
    swStamina = min(swMaxStamina, swStamina + swStaminaRegen);
    
    // Check if finished
    if (swPlayerY <= swFinishLineY && swPhase === 'swim') {
        swPhase = 'result';
        swFinalTime = (millis() - swStartTime) / 1000;
        if (bestScores.SWIMMING === null || swFinalTime < bestScores.SWIMMING) {
            bestScores.SWIMMING = swFinalTime;
        }
    }
}

function drawSkating() {
    drawIceRinkBackground();
    
    if (skPhase === 'instructions') {
        showInstructions("SPEED SKATING:\n1. Press SPACE to start charging\n2. Release SPACE to skate\n3. Press SPACE for speed boosts\n4. Manage effort", resetSkating);
        return;
    }
    
    if (skPhase === 'result') {
        showResult("Speed Skating", `Time: ${skFinalTime_sk.toFixed(2)}s`, resetSkating, () => {skPhase = 'instructions';});
        return;
    }
    
    // Draw track
    stroke(0, 0, 70); strokeWeight(pixelUnit);
    noFill();
    rect(100, height * 0.5, width - 200, height * 0.3);
    
    // Draw skater
    let skaterState = skIsCharging ? "jumping_power" : "running";
    drawPlayer8Bit(skPlayerX, height * 0.65, player.size, skaterState);
    
    // Move skater
    skPlayerX += skSpeed;
    skSpeed = max(0, skSpeed - 0.02); // Friction
    
    // Effort bar
    fill(0, 0, 0, 80); rect(10, 10, 150, 15);
    fill(210, 80, 100); 
    rect(10, 10, map(skEffort, 0, skMaxEffort, 0, 150), 15);
    
    // Regenerate effort
    skEffort = min(skMaxEffort, skEffort + skEffortRegen);
    
    // Display timer
    if (skPhase === 'glide' || skPhase === 'charge') {
        let currentTime = (millis() - skStartTime) / 1000;
        fill(0, 0, 100); textSize(24);
        text(`Time: ${currentTime.toFixed(2)}s`, width/2, 30);
    }
    
    // Check if finished
    if (skPlayerX >= skFinishLineX_sk && (skPhase === 'glide' || skPhase === 'charge')) {
        skPhase = 'result';
        skFinalTime_sk = (millis() - skStartTime) / 1000;
        if (bestScores.SKATING === null || skFinalTime_sk < bestScores.SKATING) {
            bestScores.SKATING = skFinalTime_sk;
        }
    }
}

function drawShooting() {
    drawShootingRangeBackground();
    
    if (shPhase === 'instructions') {
        showInstructions("SHOOTING:\n1. Click to shoot\n2. Hit the targets\n3. Score as many points as possible in 30 seconds", resetShooting);
        return;
    }
    
    if (shPhase === 'result') {
        showResult("Shooting", `Score: ${shScore} points`, resetShooting, () => {shPhase = 'instructions';});
        return;
    }
    
    // Calculate time remaining
    if (shStartTime > 0) {
        shTimeLeft = shGameDuration - (millis() - shStartTime) / 1000;
        if (shTimeLeft <= 0) {
            shTimeLeft = 0;
            shPhase = 'result';
            if (bestScores.SHOOTING === null || shScore > bestScores.SHOOTING) {
                bestScores.SHOOTING = shScore;
            }
        }
    }
    
    // Draw targets
    for (let i = 0; i < shTargets.length; i++) {
        let t = shTargets[i];
        if (t.active) {
            noStroke();
            fill(t.color1); ellipse(t.x, t.y, t.size, t.size);
            fill(t.color2); ellipse(t.x, t.y, t.size * 0.7, t.size * 0.7);
            fill(t.color3); ellipse(t.x, t.y, t.size * 0.3, t.size * 0.3);
        }
    }
    
    // Draw reticle
    stroke(255, 0, 0); strokeWeight(pixelUnit/2); noFill();
    ellipse(shReticleX, shReticleY, pixelUnit * 3, pixelUnit * 3);
    line(shReticleX - pixelUnit * 5, shReticleY, shReticleX - pixelUnit * 1.5, shReticleY);
    line(shReticleX + pixelUnit * 1.5, shReticleY, shReticleX + pixelUnit * 5, shReticleY);
    line(shReticleX, shReticleY - pixelUnit * 5, shReticleX, shReticleY - pixelUnit * 1.5);
    line(shReticleX, shReticleY + pixelUnit * 1.5, shReticleX, shReticleY + pixelUnit * 5);
    
    // Update reticle position
    shReticleX = mouseX;
    shReticleY = mouseY;
    
    // Draw HUD
    fill(0, 0, 0, 80); rect(10, 10, 300, 30);
    fill(0, 0, 100); textSize(pixelUnit * 2);
    text(`Score: ${shScore} | Ammo: ${shAmmo} | Time: ${shTimeLeft.toFixed(1)}s`, 160, 25);
}
